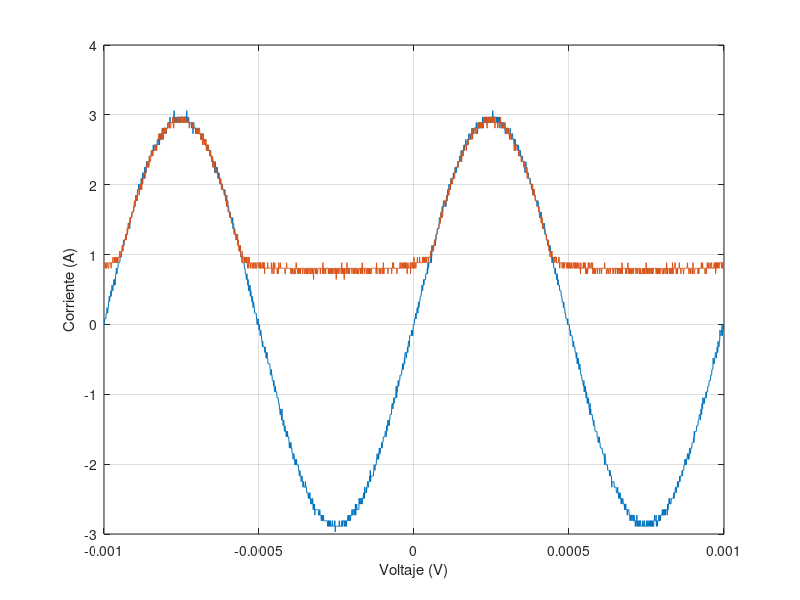

Recreate this plot in MATLAB.
t=[-1.00E-03
-9.99E-04
-9.98E-04
-9.97E-04
-9.96E-04
-9.95E-04
-9.94E-04
-9.93E-04
-9.92E-04
-9.91E-04
-9.90E-04
-9.89E-04
-9.88E-04
-9.87E-04
-9.86E-04
-9.85E-04
-9.84E-04
-9.83E-04
-9.82E-04
-9.81E-04
-9.80E-04
-9.79E-04
-9.78E-04
-9.77E-04
-9.76E-04
-9.75E-04
-9.74E-04
-9.73E-04
-9.72E-04
-9.71E-04
-9.70E-04
-9.69E-04
-9.68E-04
-9.67E-04
-9.66E-04
-9.65E-04
-9.64E-04
-9.63E-04
-9.62E-04
-9.61E-04
-9.60E-04
-9.59E-04
-9.58E-04
-9.57E-04
-9.56E-04
-9.55E-04
-9.54E-04
-9.53E-04
-9.52E-04
-9.51E-04
-9.50E-04
-9.49E-04
-9.48E-04
-9.47E-04
-9.46E-04
-9.45E-04
-9.44E-04
-9.43E-04
-9.42E-04
-9.41E-04
-9.40E-04
-9.39E-04
-9.38E-04
-9.37E-04
-9.36E-04
-9.35E-04
-9.34E-04
-9.33E-04
-9.32E-04
-9.31E-04
-9.30E-04
-9.29E-04
-9.28E-04
-9.27E-04
-9.26E-04
-9.25E-04
-9.24E-04
-9.23E-04
-9.22E-04
-9.21E-04
-9.20E-04
-9.19E-04
-9.18E-04
-9.17E-04
-9.16E-04
-9.15E-04
-9.14E-04
-9.13E-04
-9.12E-04
-9.11E-04
-9.10E-04
-9.09E-04
-9.08E-04
-9.07E-04
-9.06E-04
-9.05E-04
-9.04E-04
-9.03E-04
-9.02E-04
-9.01E-04
-9.00E-04
-8.99E-04
-8.98E-04
-8.97E-04
-8.96E-04
-8.95E-04
-8.94E-04
-8.93E-04
-8.92E-04
-8.91E-04
-8.90E-04
-8.89E-04
-8.88E-04
-8.87E-04
-8.86E-04
-8.85E-04
-8.84E-04
-8.83E-04
-8.82E-04
-8.81E-04
-8.80E-04
-8.79E-04
-8.78E-04
-8.77E-04
-8.76E-04
-8.75E-04
-8.74E-04
-8.73E-04
-8.72E-04
-8.71E-04
-8.70E-04
-8.69E-04
-8.68E-04
-8.67E-04
-8.66E-04
-8.65E-04
-8.64E-04
-8.63E-04
-8.62E-04
-8.61E-04
-8.60E-04
-8.59E-04
-8.58E-04
-8.57E-04
-8.56E-04
-8.55E-04
-8.54E-04
-8.53E-04
-8.52E-04
-8.51E-04
-8.50E-04
-8.49E-04
-8.48E-04
-8.47E-04
-8.46E-04
-8.45E-04
-8.44E-04
-8.43E-04
-8.42E-04
-8.41E-04
-8.40E-04
-8.39E-04
-8.38E-04
-8.37E-04
-8.36E-04
-8.35E-04
-8.34E-04
-8.33E-04
-8.32E-04
-8.31E-04
-8.30E-04
-8.29E-04
-8.28E-04
-8.27E-04
-8.26E-04
-8.25E-04
-8.24E-04
-8.23E-04
-8.22E-04
-8.21E-04
-8.20E-04
-8.19E-04
-8.18E-04
-8.17E-04
-8.16E-04
-8.15E-04
-8.14E-04
-8.13E-04
-8.12E-04
-8.11E-04
-8.10E-04
-8.09E-04
-8.08E-04
-8.07E-04
-8.06E-04
-8.05E-04
-8.04E-04
-8.03E-04
-8.02E-04
-8.01E-04
-8.00E-04
-7.99E-04
-7.98E-04
-7.97E-04
-7.96E-04
-7.95E-04
-7.94E-04
-7.93E-04
-7.92E-04
-7.91E-04
-7.90E-04
-7.89E-04
-7.88E-04
-7.87E-04
-7.86E-04
-7.85E-04
-7.84E-04
-7.83E-04
-7.82E-04
-7.81E-04
-7.80E-04
-7.79E-04
-7.78E-04
-7.77E-04
-7.76E-04
-7.75E-04
-7.74E-04
-7.73E-04
-7.72E-04
-7.71E-04
-7.70E-04
-7.69E-04
-7.68E-04
-7.67E-04
-7.66E-04
-7.65E-04
-7.64E-04
-7.63E-04
-7.62E-04
-7.61E-04
-7.60E-04
-7.59E-04
-7.58E-04
-7.57E-04
-7.56E-04
-7.55E-04
-7.54E-04
-7.53E-04
-7.52E-04
-7.51E-04
-7.50E-04
-7.49E-04
-7.48E-04
-7.47E-04
-7.46E-04
-7.45E-04
-7.44E-04
-7.43E-04
-7.42E-04
-7.41E-04
-7.40E-04
-7.39E-04
-7.38E-04
-7.37E-04
-7.36E-04
-7.35E-04
-7.34E-04
-7.33E-04
-7.32E-04
-7.31E-04
-7.30E-04
-7.29E-04
-7.28E-04
-7.27E-04
-7.26E-04
-7.25E-04
-7.24E-04
-7.23E-04
-7.22E-04
-7.21E-04
-7.20E-04
-7.19E-04
-7.18E-04
-7.17E-04
-7.16E-04
-7.15E-04
-7.14E-04
-7.13E-04
-7.12E-04
-7.11E-04
-7.10E-04
-7.09E-04
-7.08E-04
-7.07E-04
-7.06E-04
-7.05E-04
-7.04E-04
-7.03E-04
-7.02E-04
-7.01E-04
-7.00E-04
-6.99E-04
-6.98E-04
-6.97E-04
-6.96E-04
-6.95E-04
-6.94E-04
-6.93E-04
-6.92E-04
-6.91E-04
-6.90E-04
-6.89E-04
-6.88E-04
-6.87E-04
-6.86E-04
-6.85E-04
-6.84E-04
-6.83E-04
-6.82E-04
-6.81E-04
-6.80E-04
-6.79E-04
-6.78E-04
-6.77E-04
-6.76E-04
-6.75E-04
-6.74E-04
-6.73E-04
-6.72E-04
-6.71E-04
-6.70E-04
-6.69E-04
-6.68E-04
-6.67E-04
-6.66E-04
-6.65E-04
-6.64E-04
-6.63E-04
-6.62E-04
-6.61E-04
-6.60E-04
-6.59E-04
-6.58E-04
-6.57E-04
-6.56E-04
-6.55E-04
-6.54E-04
-6.53E-04
-6.52E-04
-6.51E-04
-6.50E-04
-6.49E-04
-6.48E-04
-6.47E-04
-6.46E-04
-6.45E-04
-6.44E-04
-6.43E-04
-6.42E-04
-6.41E-04
-6.40E-04
-6.39E-04
-6.38E-04
-6.37E-04
-6.36E-04
-6.35E-04
-6.34E-04
-6.33E-04
-6.32E-04
-6.31E-04
-6.30E-04
-6.29E-04
-6.28E-04
-6.27E-04
-6.26E-04
-6.25E-04
-6.24E-04
-6.23E-04
-6.22E-04
-6.21E-04
-6.20E-04
-6.19E-04
-6.18E-04
-6.17E-04
-6.16E-04
-6.15E-04
-6.14E-04
-6.13E-04
-6.12E-04
-6.11E-04
-6.10E-04
-6.09E-04
-6.08E-04
-6.07E-04
-6.06E-04
-6.05E-04
-6.04E-04
-6.03E-04
-6.02E-04
-6.01E-04
-6.00E-04
-5.99E-04
-5.98E-04
-5.97E-04
-5.96E-04
-5.95E-04
-5.94E-04
-5.93E-04
-5.92E-04
-5.91E-04
-5.90E-04
-5.89E-04
-5.88E-04
-5.87E-04
-5.86E-04
-5.85E-04
-5.84E-04
-5.83E-04
-5.82E-04
-5.81E-04
-5.80E-04
-5.79E-04
-5.78E-04
-5.77E-04
-5.76E-04
-5.75E-04
-5.74E-04
-5.73E-04
-5.72E-04
-5.71E-04
-5.70E-04
-5.69E-04
-5.68E-04
-5.67E-04
-5.66E-04
-5.65E-04
-5.64E-04
-5.63E-04
-5.62E-04
-5.61E-04
-5.60E-04
-5.59E-04
-5.58E-04
-5.57E-04
-5.56E-04
-5.55E-04
-5.54E-04
-5.53E-04
-5.52E-04
-5.51E-04
-5.50E-04
-5.49E-04
-5.48E-04
-5.47E-04
-5.46E-04
-5.45E-04
-5.44E-04
-5.43E-04
-5.42E-04
-5.41E-04
-5.40E-04
-5.39E-04
-5.38E-04
-5.37E-04
-5.36E-04
-5.35E-04
-5.34E-04
-5.33E-04
-5.32E-04
-5.31E-04
-5.30E-04
-5.29E-04
-5.28E-04
-5.27E-04
-5.26E-04
-5.25E-04
-5.24E-04
-5.23E-04
-5.22E-04
-5.21E-04
-5.20E-04
-5.19E-04
-5.18E-04
-5.17E-04
-5.16E-04
-5.15E-04
-5.14E-04
-5.13E-04
-5.12E-04
-5.11E-04
-5.10E-04
-5.09E-04
-5.08E-04
-5.07E-04
-5.06E-04
-5.05E-04
-5.04E-04
-5.03E-04
-5.02E-04
-5.01E-04
-5.00E-04
-4.99E-04
-4.98E-04
-4.97E-04
-4.96E-04
-4.95E-04
-4.94E-04
-4.93E-04
-4.92E-04
-4.91E-04
-4.90E-04
-4.89E-04
-4.88E-04
-4.87E-04
-4.86E-04
-4.85E-04
-4.84E-04
-4.83E-04
-4.82E-04
-4.81E-04
-4.80E-04
-4.79E-04
-4.78E-04
-4.77E-04
-4.76E-04
-4.75E-04
-4.74E-04
-4.73E-04
-4.72E-04
-4.71E-04
-4.70E-04
-4.69E-04
-4.68E-04
-4.67E-04
-4.66E-04
-4.65E-04
-4.64E-04
-4.63E-04
-4.62E-04
-4.61E-04
-4.60E-04
-4.59E-04
-4.58E-04
-4.57E-04
-4.56E-04
-4.55E-04
-4.54E-04
-4.53E-04
-4.52E-04
-4.51E-04
-4.50E-04
-4.49E-04
-4.48E-04
-4.47E-04
-4.46E-04
-4.45E-04
-4.44E-04
-4.43E-04
-4.42E-04
-4.41E-04
-4.40E-04
-4.39E-04
-4.38E-04
-4.37E-04
-4.36E-04
-4.35E-04
-4.34E-04
-4.33E-04
-4.32E-04
-4.31E-04
-4.30E-04
-4.29E-04
-4.28E-04
-4.27E-04
-4.26E-04
-4.25E-04
-4.24E-04
-4.23E-04
-4.22E-04
-4.21E-04
-4.20E-04
-4.19E-04
-4.18E-04
-4.17E-04
-4.16E-04
-4.15E-04
-4.14E-04
-4.13E-04
-4.12E-04
-4.11E-04
-4.10E-04
-4.09E-04
-4.08E-04
-4.07E-04
-4.06E-04
-4.05E-04
-4.04E-04
-4.03E-04
-4.02E-04
-4.01E-04
-4.00E-04
-3.99E-04
-3.98E-04
-3.97E-04
-3.96E-04
-3.95E-04
-3.94E-04
-3.93E-04
-3.92E-04
-3.91E-04
-3.90E-04
-3.89E-04
-3.88E-04
-3.87E-04
-3.86E-04
-3.85E-04
-3.84E-04
-3.83E-04
-3.82E-04
-3.81E-04
-3.80E-04
-3.79E-04
-3.78E-04
-3.77E-04
-3.76E-04
-3.75E-04
-3.74E-04
-3.73E-04
-3.72E-04
-3.71E-04
-3.70E-04
-3.69E-04
-3.68E-04
-3.67E-04
-3.66E-04
-3.65E-04
-3.64E-04
-3.63E-04
-3.62E-04
-3.61E-04
-3.60E-04
-3.59E-04
-3.58E-04
-3.57E-04
-3.56E-04
-3.55E-04
-3.54E-04
-3.53E-04
-3.52E-04
-3.51E-04
-3.50E-04
-3.49E-04
-3.48E-04
-3.47E-04
-3.46E-04
-3.45E-04
-3.44E-04
-3.43E-04
-3.42E-04
-3.41E-04
-3.40E-04
-3.39E-04
-3.38E-04
-3.37E-04
-3.36E-04
-3.35E-04
-3.34E-04
-3.33E-04
-3.32E-04
-3.31E-04
-3.30E-04
-3.29E-04
-3.28E-04
-3.27E-04
-3.26E-04
-3.25E-04
-3.24E-04
-3.23E-04
-3.22E-04
-3.21E-04
-3.20E-04
-3.19E-04
-3.18E-04
-3.17E-04
-3.16E-04
-3.15E-04
-3.14E-04
-3.13E-04
-3.12E-04
-3.11E-04
-3.10E-04
-3.09E-04
-3.08E-04
-3.07E-04
-3.06E-04
-3.05E-04
-3.04E-04
-3.03E-04
-3.02E-04
-3.01E-04
-3.00E-04
-2.99E-04
-2.98E-04
-2.97E-04
-2.96E-04
-2.95E-04
-2.94E-04
-2.93E-04
-2.92E-04
-2.91E-04
-2.90E-04
-2.89E-04
-2.88E-04
-2.87E-04
-2.86E-04
-2.85E-04
-2.84E-04
-2.83E-04
-2.82E-04
-2.81E-04
-2.80E-04
-2.79E-04
-2.78E-04
-2.77E-04
-2.76E-04
-2.75E-04
-2.74E-04
-2.73E-04
-2.72E-04
-2.71E-04
-2.70E-04
-2.69E-04
-2.68E-04
-2.67E-04
-2.66E-04
-2.65E-04
-2.64E-04
-2.63E-04
-2.62E-04
-2.61E-04
-2.60E-04
-2.59E-04
-2.58E-04
-2.57E-04
-2.56E-04
-2.55E-04
-2.54E-04
-2.53E-04
-2.52E-04
-2.51E-04
-2.50E-04
-2.49E-04
-2.48E-04
-2.47E-04
-2.46E-04
-2.45E-04
-2.44E-04
-2.43E-04
-2.42E-04
-2.41E-04
-2.40E-04
-2.39E-04
-2.38E-04
-2.37E-04
-2.36E-04
-2.35E-04
-2.34E-04
-2.33E-04
-2.32E-04
-2.31E-04
-2.30E-04
-2.29E-04
-2.28E-04
-2.27E-04
-2.26E-04
-2.25E-04
-2.24E-04
-2.23E-04
-2.22E-04
-2.21E-04
-2.20E-04
-2.19E-04
-2.18E-04
-2.17E-04
-2.16E-04
-2.15E-04
-2.14E-04
-2.13E-04
-2.12E-04
-2.11E-04
-2.10E-04
-2.09E-04
-2.08E-04
-2.07E-04
-2.06E-04
-2.05E-04
-2.04E-04
-2.03E-04
-2.02E-04
-2.01E-04
-2.00E-04
-1.99E-04
-1.98E-04
-1.97E-04
-1.96E-04
-1.95E-04
-1.94E-04
-1.93E-04
-1.92E-04
-1.91E-04
-1.90E-04
-1.89E-04
-1.88E-04
-1.87E-04
-1.86E-04
-1.85E-04
-1.84E-04
-1.83E-04
-1.82E-04
-1.81E-04
-1.80E-04
-1.79E-04
-1.78E-04
-1.77E-04
-1.76E-04
-1.75E-04
-1.74E-04
-1.73E-04
-1.72E-04
-1.71E-04
-1.70E-04
-1.69E-04
-1.68E-04
-1.67E-04
-1.66E-04
-1.65E-04
-1.64E-04
-1.63E-04
-1.62E-04
-1.61E-04
-1.60E-04
-1.59E-04
-1.58E-04
-1.57E-04
-1.56E-04
-1.55E-04
-1.54E-04
-1.53E-04
-1.52E-04
-1.51E-04
-1.50E-04
-1.49E-04
-1.48E-04
-1.47E-04
-1.46E-04
-1.45E-04
-1.44E-04
-1.43E-04
-1.42E-04
-1.41E-04
-1.40E-04
-1.39E-04
-1.38E-04
-1.37E-04
-1.36E-04
-1.35E-04
-1.34E-04
-1.33E-04
-1.32E-04
-1.31E-04
-1.30E-04
-1.29E-04
-1.28E-04
-1.27E-04
-1.26E-04
-1.25E-04
-1.24E-04
-1.23E-04
-1.22E-04
-1.21E-04
-1.20E-04
-1.19E-04
-1.18E-04
-1.17E-04
-1.16E-04
-1.15E-04
-1.14E-04
-1.13E-04
-1.12E-04
-1.11E-04
-1.10E-04
-1.09E-04
-1.08E-04
-1.07E-04
-1.06E-04
-1.05E-04
-1.04E-04
-1.03E-04
-1.02E-04
-1.01E-04
-1.00E-04
-9.90E-05
-9.80E-05
-9.70E-05
-9.60E-05
-9.50E-05
-9.40E-05
-9.30E-05
-9.20E-05
-9.10E-05
-9.00E-05
-8.90E-05
-8.80E-05
-8.70E-05
-8.60E-05
-8.50E-05
-8.40E-05
-8.30E-05
-8.20E-05
-8.10E-05
-8.00E-05
-7.90E-05
-7.80E-05
-7.70E-05
-7.60E-05
-7.50E-05
-7.40E-05
-7.30E-05
-7.20E-05
-7.10E-05
-7.00E-05
-6.90E-05
-6.80E-05
-6.70E-05
-6.60E-05
-6.50E-05
-6.40E-05
-6.30E-05
-6.20E-05
-6.10E-05
-6.00E-05
-5.90E-05
-5.80E-05
-5.70E-05
-5.60E-05
-5.50E-05
-5.40E-05
-5.30E-05
-5.20E-05
-5.10E-05
-5.00E-05
-4.90E-05
-4.80E-05
-4.70E-05
-4.60E-05
-4.50E-05
-4.40E-05
-4.30E-05
-4.20E-05
-4.10E-05
-4.00E-05
-3.90E-05
-3.80E-05
-3.70E-05
-3.60E-05
-3.50E-05
-3.40E-05
-3.30E-05
-3.20E-05
-3.10E-05
-3.00E-05
-2.90E-05
-2.80E-05
-2.70E-05
-2.60E-05
-2.50E-05
-2.40E-05
-2.30E-05
-2.20E-05
-2.10E-05
-2.00E-05
-1.90E-05
-1.80E-05
-1.70E-05
-1.60E-05
-1.50E-05
-1.40E-05
-1.30E-05
-1.20E-05
-1.10E-05
-1.00E-05
-9.00E-06
-8.00E-06
-7.00E-06
-6.00E-06
-5.00E-06
-4.00E-06
-3.00E-06
-2.00E-06
-1.00E-06
0.00E+00
1.00E-06
2.00E-06
3.00E-06
4.00E-06
5.00E-06
6.00E-06
7.00E-06
8.00E-06
9.00E-06
1.00E-05
1.10E-05
1.20E-05
1.30E-05
1.40E-05
1.50E-05
1.60E-05
1.70E-05
1.80E-05
1.90E-05
2.00E-05
2.10E-05
2.20E-05
2.30E-05
2.40E-05
2.50E-05
2.60E-05
2.70E-05
2.80E-05
2.90E-05
3.00E-05
3.10E-05
3.20E-05
3.30E-05
3.40E-05
3.50E-05
3.60E-05
3.70E-05
3.80E-05
3.90E-05
4.00E-05
4.10E-05
4.20E-05
4.30E-05
4.40E-05
4.50E-05
4.60E-05
4.70E-05
4.80E-05
4.90E-05
5.00E-05
5.10E-05
5.20E-05
5.30E-05
5.40E-05
5.50E-05
5.60E-05
5.70E-05
5.80E-05
5.90E-05
6.00E-05
6.10E-05
6.20E-05
6.30E-05
6.40E-05
6.50E-05
6.60E-05
6.70E-05
6.80E-05
6.90E-05
7.00E-05
7.10E-05
7.20E-05
7.30E-05
7.40E-05
7.50E-05
7.60E-05
7.70E-05
7.80E-05
7.90E-05
8.00E-05
8.10E-05
8.20E-05
8.30E-05
8.40E-05
8.50E-05
8.60E-05
8.70E-05
8.80E-05
8.90E-05
9.00E-05
9.10E-05
9.20E-05
9.30E-05
9.40E-05
9.50E-05
9.60E-05
9.70E-05
9.80E-05
9.90E-05
1.00E-04
1.01E-04
1.02E-04
1.03E-04
1.04E-04
1.05E-04
1.06E-04
1.07E-04
1.08E-04
1.09E-04
1.10E-04
1.11E-04
1.12E-04
1.13E-04
1.14E-04
1.15E-04
1.16E-04
1.17E-04
1.18E-04
1.19E-04
1.20E-04
1.21E-04
1.22E-04
1.23E-04
1.24E-04
1.25E-04
1.26E-04
1.27E-04
1.28E-04
1.29E-04
1.30E-04
1.31E-04
1.32E-04
1.33E-04
1.34E-04
1.35E-04
1.36E-04
1.37E-04
1.38E-04
1.39E-04
1.40E-04
1.41E-04
1.42E-04
1.43E-04
1.44E-04
1.45E-04
1.46E-04
1.47E-04
1.48E-04
1.49E-04
1.50E-04
1.51E-04
1.52E-04
1.53E-04
1.54E-04
1.55E-04
1.56E-04
1.57E-04
1.58E-04
1.59E-04
1.60E-04
1.61E-04
1.62E-04
1.63E-04
1.64E-04
1.65E-04
1.66E-04
1.67E-04
1.68E-04
1.69E-04
1.70E-04
1.71E-04
1.72E-04
1.73E-04
1.74E-04
1.75E-04
1.76E-04
1.77E-04
1.78E-04
1.79E-04
1.80E-04
1.81E-04
1.82E-04
1.83E-04
1.84E-04
1.85E-04
1.86E-04
1.87E-04
1.88E-04
1.89E-04
1.90E-04
1.91E-04
1.92E-04
1.93E-04
1.94E-04
1.95E-04
1.96E-04
1.97E-04
1.98E-04
1.99E-04
2.00E-04
2.01E-04
2.02E-04
2.03E-04
2.04E-04
2.05E-04
2.06E-04
2.07E-04
2.08E-04
2.09E-04
2.10E-04
2.11E-04
2.12E-04
2.13E-04
2.14E-04
2.15E-04
2.16E-04
2.17E-04
2.18E-04
2.19E-04
2.20E-04
2.21E-04
2.22E-04
2.23E-04
2.24E-04
2.25E-04
2.26E-04
2.27E-04
2.28E-04
2.29E-04
2.30E-04
2.31E-04
2.32E-04
2.33E-04
2.34E-04
2.35E-04
2.36E-04
2.37E-04
2.38E-04
2.39E-04
2.40E-04
2.41E-04
2.42E-04
2.43E-04
2.44E-04
2.45E-04
2.46E-04
2.47E-04
2.48E-04
2.49E-04
2.50E-04
2.51E-04
2.52E-04
2.53E-04
2.54E-04
2.55E-04
2.56E-04
2.57E-04
2.58E-04
2.59E-04
2.60E-04
2.61E-04
2.62E-04
2.63E-04
2.64E-04
2.65E-04
2.66E-04
2.67E-04
2.68E-04
2.69E-04
2.70E-04
2.71E-04
2.72E-04
2.73E-04
2.74E-04
2.75E-04
2.76E-04
2.77E-04
2.78E-04
2.79E-04
2.80E-04
2.81E-04
2.82E-04
2.83E-04
2.84E-04
2.85E-04
2.86E-04
2.87E-04
2.88E-04
2.89E-04
2.90E-04
2.91E-04
2.92E-04
2.93E-04
2.94E-04
2.95E-04
2.96E-04
2.97E-04
2.98E-04
2.99E-04
3.00E-04
3.01E-04
3.02E-04
3.03E-04
3.04E-04
3.05E-04
3.06E-04
3.07E-04
3.08E-04
3.09E-04
3.10E-04
3.11E-04
3.12E-04
3.13E-04
3.14E-04
3.15E-04
3.16E-04
3.17E-04
3.18E-04
3.19E-04
3.20E-04
3.21E-04
3.22E-04
3.23E-04
3.24E-04
3.25E-04
3.26E-04
3.27E-04
3.28E-04
3.29E-04
3.30E-04
3.31E-04
3.32E-04
3.33E-04
3.34E-04
3.35E-04
3.36E-04
3.37E-04
3.38E-04
3.39E-04
3.40E-04
3.41E-04
3.42E-04
3.43E-04
3.44E-04
3.45E-04
3.46E-04
3.47E-04
3.48E-04
3.49E-04
3.50E-04
3.51E-04
3.52E-04
3.53E-04
3.54E-04
3.55E-04
3.56E-04
3.57E-04
3.58E-04
3.59E-04
3.60E-04
3.61E-04
3.62E-04
3.63E-04
3.64E-04
3.65E-04
3.66E-04
3.67E-04
3.68E-04
3.69E-04
3.70E-04
3.71E-04
3.72E-04
3.73E-04
3.74E-04
3.75E-04
3.76E-04
3.77E-04
3.78E-04
3.79E-04
3.80E-04
3.81E-04
3.82E-04
3.83E-04
3.84E-04
3.85E-04
3.86E-04
3.87E-04
3.88E-04
3.89E-04
3.90E-04
3.91E-04
3.92E-04
3.93E-04
3.94E-04
3.95E-04
3.96E-04
3.97E-04
3.98E-04
3.99E-04
4.00E-04
4.01E-04
4.02E-04
4.03E-04
4.04E-04
4.05E-04
4.06E-04
4.07E-04
4.08E-04
4.09E-04
4.10E-04
4.11E-04
4.12E-04
4.13E-04
4.14E-04
4.15E-04
4.16E-04
4.17E-04
4.18E-04
4.19E-04
4.20E-04
4.21E-04
4.22E-04
4.23E-04
4.24E-04
4.25E-04
4.26E-04
4.27E-04
4.28E-04
4.29E-04
4.30E-04
4.31E-04
4.32E-04
4.33E-04
4.34E-04
4.35E-04
4.36E-04
4.37E-04
4.38E-04
4.39E-04
4.40E-04
4.41E-04
4.42E-04
4.43E-04
4.44E-04
4.45E-04
4.46E-04
4.47E-04
4.48E-04
4.49E-04
4.50E-04
4.51E-04
4.52E-04
4.53E-04
4.54E-04
4.55E-04
4.56E-04
4.57E-04
4.58E-04
4.59E-04
4.60E-04
4.61E-04
4.62E-04
4.63E-04
4.64E-04
4.65E-04
4.66E-04
4.67E-04
4.68E-04
4.69E-04
4.70E-04
4.71E-04
4.72E-04
4.73E-04
4.74E-04
4.75E-04
4.76E-04
4.77E-04
4.78E-04
4.79E-04
4.80E-04
4.81E-04
4.82E-04
4.83E-04
4.84E-04
4.85E-04
4.86E-04
4.87E-04
4.88E-04
4.89E-04
4.90E-04
4.91E-04
4.92E-04
4.93E-04
4.94E-04
4.95E-04
4.96E-04
4.97E-04
4.98E-04
4.99E-04
5.00E-04
5.01E-04
5.02E-04
5.03E-04
5.04E-04
5.05E-04
5.06E-04
5.07E-04
5.08E-04
5.09E-04
5.10E-04
5.11E-04
5.12E-04
5.13E-04
5.14E-04
5.15E-04
5.16E-04
5.17E-04
5.18E-04
5.19E-04
5.20E-04
5.21E-04
5.22E-04
5.23E-04
5.24E-04
5.25E-04
5.26E-04
5.27E-04
5.28E-04
5.29E-04
5.30E-04
5.31E-04
5.32E-04
5.33E-04
5.34E-04
5.35E-04
5.36E-04
5.37E-04
5.38E-04
5.39E-04
5.40E-04
5.41E-04
5.42E-04
5.43E-04
5.44E-04
5.45E-04
5.46E-04
5.47E-04
5.48E-04
5.49E-04
5.50E-04
5.51E-04
5.52E-04
5.53E-04
5.54E-04
5.55E-04
5.56E-04
5.57E-04
5.58E-04
5.59E-04
5.60E-04
5.61E-04
5.62E-04
5.63E-04
5.64E-04
5.65E-04
5.66E-04
5.67E-04
5.68E-04
5.69E-04
5.70E-04
5.71E-04
5.72E-04
5.73E-04
5.74E-04
5.75E-04
5.76E-04
5.77E-04
5.78E-04
5.79E-04
5.80E-04
5.81E-04
5.82E-04
5.83E-04
5.84E-04
5.85E-04
5.86E-04
5.87E-04
5.88E-04
5.89E-04
5.90E-04
5.91E-04
5.92E-04
5.93E-04
5.94E-04
5.95E-04
5.96E-04
5.97E-04
5.98E-04
5.99E-04
6.00E-04
6.01E-04
6.02E-04
6.03E-04
6.04E-04
6.05E-04
6.06E-04
6.07E-04
6.08E-04
6.09E-04
6.10E-04
6.11E-04
6.12E-04
6.13E-04
6.14E-04
6.15E-04
6.16E-04
6.17E-04
6.18E-04
6.19E-04
6.20E-04
6.21E-04
6.22E-04
6.23E-04
6.24E-04
6.25E-04
6.26E-04
6.27E-04
6.28E-04
6.29E-04
6.30E-04
6.31E-04
6.32E-04
6.33E-04
6.34E-04
6.35E-04
6.36E-04
6.37E-04
6.38E-04
6.39E-04
6.40E-04
6.41E-04
6.42E-04
6.43E-04
6.44E-04
6.45E-04
6.46E-04
6.47E-04
6.48E-04
6.49E-04
6.50E-04
6.51E-04
6.52E-04
6.53E-04
6.54E-04
6.55E-04
6.56E-04
6.57E-04
6.58E-04
6.59E-04
6.60E-04
6.61E-04
6.62E-04
6.63E-04
6.64E-04
6.65E-04
6.66E-04
6.67E-04
6.68E-04
6.69E-04
6.70E-04
6.71E-04
6.72E-04
6.73E-04
6.74E-04
6.75E-04
6.76E-04
6.77E-04
6.78E-04
6.79E-04
6.80E-04
6.81E-04
6.82E-04
6.83E-04
6.84E-04
6.85E-04
6.86E-04
6.87E-04
6.88E-04
6.89E-04
6.90E-04
6.91E-04
6.92E-04
6.93E-04
6.94E-04
6.95E-04
6.96E-04
6.97E-04
6.98E-04
6.99E-04
7.00E-04
7.01E-04
7.02E-04
7.03E-04
7.04E-04
7.05E-04
7.06E-04
7.07E-04
7.08E-04
7.09E-04
7.10E-04
7.11E-04
7.12E-04
7.13E-04
7.14E-04
7.15E-04
7.16E-04
7.17E-04
7.18E-04
7.19E-04
7.20E-04
7.21E-04
7.22E-04
7.23E-04
7.24E-04
7.25E-04
7.26E-04
7.27E-04
7.28E-04
7.29E-04
7.30E-04
7.31E-04
7.32E-04
7.33E-04
7.34E-04
7.35E-04
7.36E-04
7.37E-04
7.38E-04
7.39E-04
7.40E-04
7.41E-04
7.42E-04
7.43E-04
7.44E-04
7.45E-04
7.46E-04
7.47E-04
7.48E-04
7.49E-04
7.50E-04
7.51E-04
7.52E-04
7.53E-04
7.54E-04
7.55E-04
7.56E-04
7.57E-04
7.58E-04
7.59E-04
7.60E-04
7.61E-04
7.62E-04
7.63E-04
7.64E-04
7.65E-04
7.66E-04
7.67E-04
7.68E-04
7.69E-04
7.70E-04
7.71E-04
7.72E-04
7.73E-04
7.74E-04
7.75E-04
7.76E-04
7.77E-04
7.78E-04
7.79E-04
7.80E-04
7.81E-04
7.82E-04
7.83E-04
7.84E-04
7.85E-04
7.86E-04
7.87E-04
7.88E-04
7.89E-04
7.90E-04
7.91E-04
7.92E-04
7.93E-04
7.94E-04
7.95E-04
7.96E-04
7.97E-04
7.98E-04
7.99E-04
8.00E-04
8.01E-04
8.02E-04
8.03E-04
8.04E-04
8.05E-04
8.06E-04
8.07E-04
8.08E-04
8.09E-04
8.10E-04
8.11E-04
8.12E-04
8.13E-04
8.14E-04
8.15E-04
8.16E-04
8.17E-04
8.18E-04
8.19E-04
8.20E-04
8.21E-04
8.22E-04
8.23E-04
8.24E-04
8.25E-04
8.26E-04
8.27E-04
8.28E-04
8.29E-04
8.30E-04
8.31E-04
8.32E-04
8.33E-04
8.34E-04
8.35E-04
8.36E-04
8.37E-04
8.38E-04
8.39E-04
8.40E-04
8.41E-04
8.42E-04
8.43E-04
8.44E-04
8.45E-04
8.46E-04
8.47E-04
8.48E-04
8.49E-04
8.50E-04
8.51E-04
8.52E-04
8.53E-04
8.54E-04
8.55E-04
8.56E-04
8.57E-04
8.58E-04
8.59E-04
8.60E-04
8.61E-04
8.62E-04
8.63E-04
8.64E-04
8.65E-04
8.66E-04
8.67E-04
8.68E-04
8.69E-04
8.70E-04
8.71E-04
8.72E-04
8.73E-04
8.74E-04
8.75E-04
8.76E-04
8.77E-04
8.78E-04
8.79E-04
8.80E-04
8.81E-04
8.82E-04
8.83E-04
8.84E-04
8.85E-04
8.86E-04
8.87E-04
8.88E-04
8.89E-04
8.90E-04
8.91E-04
8.92E-04
8.93E-04
8.94E-04
8.95E-04
8.96E-04
8.97E-04
8.98E-04
8.99E-04
9.00E-04
9.01E-04
9.02E-04
9.03E-04
9.04E-04
9.05E-04
9.06E-04
9.07E-04
9.08E-04
9.09E-04
9.10E-04
9.11E-04
9.12E-04
9.13E-04
9.14E-04
9.15E-04
9.16E-04
9.17E-04
9.18E-04
9.19E-04
9.20E-04
9.21E-04
9.22E-04
9.23E-04
9.24E-04
9.25E-04
9.26E-04
9.27E-04
9.28E-04
9.29E-04
9.30E-04
9.31E-04
9.32E-04
9.33E-04
9.34E-04
9.35E-04
9.36E-04
9.37E-04
9.38E-04
9.39E-04
9.40E-04
9.41E-04
9.42E-04
9.43E-04
9.44E-04
9.45E-04
9.46E-04
9.47E-04
9.48E-04
9.49E-04
9.50E-04
9.51E-04
9.52E-04
9.53E-04
9.54E-04
9.55E-04
9.56E-04
9.57E-04
9.58E-04
9.59E-04
9.60E-04
9.61E-04
9.62E-04
9.63E-04
9.64E-04
9.65E-04
9.66E-04
9.67E-04
9.68E-04
9.69E-04
9.70E-04
9.71E-04
9.72E-04
9.73E-04
9.74E-04
9.75E-04
9.76E-04
9.77E-04
9.78E-04
9.79E-04
9.80E-04
9.81E-04
9.82E-04
9.83E-04
9.84E-04
9.85E-04
9.86E-04
9.87E-04
9.88E-04
9.89E-04
9.90E-04
9.91E-04
9.92E-04
9.93E-04
9.94E-04
9.95E-04
9.96E-04
9.97E-04
9.98E-04
9.99E-04];
x=[0.00E+00
0.00E+00
8.04E-02
8.04E-02
8.04E-02
8.04E-02
8.04E-02
1.61E-01
1.61E-01
1.61E-01
2.41E-01
1.61E-01
1.61E-01
2.41E-01
2.41E-01
3.22E-01
3.22E-01
4.02E-01
3.22E-01
4.02E-01
4.02E-01
4.02E-01
4.82E-01
4.02E-01
4.82E-01
4.82E-01
5.63E-01
4.82E-01
4.82E-01
4.82E-01
5.63E-01
5.63E-01
6.43E-01
5.63E-01
6.43E-01
5.63E-01
5.63E-01
6.43E-01
7.24E-01
7.24E-01
8.04E-01
7.24E-01
7.24E-01
8.04E-01
8.04E-01
8.04E-01
8.84E-01
8.84E-01
8.84E-01
8.84E-01
8.84E-01
8.84E-01
9.65E-01
9.65E-01
9.65E-01
9.65E-01
9.65E-01
1.05E+00
1.05E+00
1.13E+00
1.05E+00
1.13E+00
1.13E+00
1.21E+00
1.13E+00
1.21E+00
1.21E+00
1.21E+00
1.21E+00
1.21E+00
1.29E+00
1.21E+00
1.29E+00
1.29E+00
1.29E+00
1.29E+00
1.37E+00
1.37E+00
1.45E+00
1.45E+00
1.45E+00
1.45E+00
1.45E+00
1.37E+00
1.45E+00
1.53E+00
1.53E+00
1.53E+00
1.53E+00
1.53E+00
1.61E+00
1.61E+00
1.61E+00
1.61E+00
1.61E+00
1.61E+00
1.69E+00
1.69E+00
1.69E+00
1.69E+00
1.77E+00
1.77E+00
1.77E+00
1.85E+00
1.77E+00
1.77E+00
1.85E+00
1.77E+00
1.93E+00
1.93E+00
1.93E+00
1.93E+00
2.01E+00
1.93E+00
1.93E+00
1.93E+00
2.01E+00
2.01E+00
2.01E+00
1.93E+00
2.09E+00
2.01E+00
2.09E+00
2.09E+00
2.01E+00
2.17E+00
2.09E+00
2.17E+00
2.09E+00
2.17E+00
2.09E+00
2.25E+00
2.09E+00
2.17E+00
2.25E+00
2.25E+00
2.17E+00
2.33E+00
2.25E+00
2.25E+00
2.33E+00
2.33E+00
2.33E+00
2.33E+00
2.33E+00
2.33E+00
2.33E+00
2.41E+00
2.41E+00
2.41E+00
2.41E+00
2.41E+00
2.41E+00
2.49E+00
2.49E+00
2.49E+00
2.49E+00
2.49E+00
2.49E+00
2.57E+00
2.49E+00
2.49E+00
2.57E+00
2.57E+00
2.57E+00
2.57E+00
2.49E+00
2.57E+00
2.57E+00
2.57E+00
2.57E+00
2.57E+00
2.65E+00
2.65E+00
2.65E+00
2.65E+00
2.65E+00
2.57E+00
2.65E+00
2.57E+00
2.65E+00
2.73E+00
2.65E+00
2.73E+00
2.65E+00
2.73E+00
2.73E+00
2.73E+00
2.81E+00
2.65E+00
2.65E+00
2.73E+00
2.73E+00
2.81E+00
2.81E+00
2.81E+00
2.81E+00
2.81E+00
2.81E+00
2.81E+00
2.81E+00
2.73E+00
2.81E+00
2.81E+00
2.81E+00
2.81E+00
2.89E+00
2.89E+00
2.89E+00
2.89E+00
2.89E+00
2.89E+00
2.89E+00
2.97E+00
2.89E+00
2.89E+00
2.89E+00
2.89E+00
2.89E+00
2.89E+00
2.89E+00
2.89E+00
2.89E+00
2.89E+00
2.97E+00
2.97E+00
3.06E+00
2.97E+00
2.89E+00
2.97E+00
2.89E+00
2.97E+00
2.89E+00
2.89E+00
2.89E+00
2.97E+00
2.89E+00
2.89E+00
2.97E+00
2.97E+00
2.89E+00
2.97E+00
2.97E+00
2.89E+00
2.97E+00
2.97E+00
2.97E+00
2.89E+00
2.97E+00
2.97E+00
2.97E+00
2.97E+00
2.97E+00
2.97E+00
2.97E+00
2.97E+00
2.97E+00
2.89E+00
2.89E+00
2.97E+00
2.97E+00
2.97E+00
2.97E+00
2.97E+00
2.97E+00
2.89E+00
2.97E+00
3.06E+00
2.89E+00
2.89E+00
2.89E+00
2.97E+00
2.89E+00
2.97E+00
2.89E+00
2.89E+00
2.89E+00
2.89E+00
2.89E+00
2.89E+00
2.89E+00
2.89E+00
2.81E+00
2.89E+00
2.89E+00
2.89E+00
2.89E+00
2.73E+00
2.81E+00
2.89E+00
2.89E+00
2.81E+00
2.81E+00
2.81E+00
2.81E+00
2.81E+00
2.73E+00
2.81E+00
2.81E+00
2.73E+00
2.81E+00
2.81E+00
2.73E+00
2.81E+00
2.81E+00
2.73E+00
2.73E+00
2.73E+00
2.73E+00
2.73E+00
2.73E+00
2.73E+00
2.65E+00
2.65E+00
2.65E+00
2.73E+00
2.65E+00
2.73E+00
2.73E+00
2.73E+00
2.65E+00
2.65E+00
2.65E+00
2.57E+00
2.65E+00
2.65E+00
2.57E+00
2.57E+00
2.57E+00
2.57E+00
2.57E+00
2.57E+00
2.57E+00
2.49E+00
2.57E+00
2.57E+00
2.49E+00
2.49E+00
2.49E+00
2.49E+00
2.49E+00
2.49E+00
2.49E+00
2.41E+00
2.49E+00
2.41E+00
2.41E+00
2.41E+00
2.41E+00
2.33E+00
2.41E+00
2.33E+00
2.25E+00
2.33E+00
2.33E+00
2.33E+00
2.33E+00
2.17E+00
2.17E+00
2.33E+00
2.25E+00
2.17E+00
2.25E+00
2.25E+00
2.17E+00
2.25E+00
2.17E+00
2.17E+00
2.09E+00
2.17E+00
2.09E+00
2.17E+00
2.09E+00
2.09E+00
2.09E+00
2.09E+00
2.01E+00
2.01E+00
2.01E+00
1.93E+00
2.01E+00
2.01E+00
2.01E+00
1.93E+00
1.93E+00
1.93E+00
1.93E+00
1.93E+00
1.85E+00
1.85E+00
1.93E+00
1.85E+00
1.85E+00
1.85E+00
1.77E+00
1.77E+00
1.85E+00
1.69E+00
1.77E+00
1.77E+00
1.69E+00
1.69E+00
1.69E+00
1.61E+00
1.61E+00
1.61E+00
1.53E+00
1.61E+00
1.53E+00
1.53E+00
1.53E+00
1.53E+00
1.53E+00
1.45E+00
1.45E+00
1.53E+00
1.37E+00
1.45E+00
1.45E+00
1.37E+00
1.29E+00
1.37E+00
1.37E+00
1.29E+00
1.29E+00
1.29E+00
1.21E+00
1.29E+00
1.21E+00
1.29E+00
1.29E+00
1.21E+00
1.13E+00
1.13E+00
1.13E+00
1.13E+00
1.13E+00
1.05E+00
1.05E+00
1.13E+00
1.05E+00
9.65E-01
9.65E-01
9.65E-01
9.65E-01
8.84E-01
8.84E-01
8.84E-01
8.84E-01
8.84E-01
8.84E-01
8.84E-01
8.84E-01
8.04E-01
8.04E-01
8.04E-01
7.24E-01
7.24E-01
7.24E-01
6.43E-01
6.43E-01
7.24E-01
6.43E-01
6.43E-01
5.63E-01
6.43E-01
4.82E-01
4.82E-01
4.82E-01
5.63E-01
4.82E-01
5.63E-01
4.02E-01
4.82E-01
4.82E-01
4.02E-01
4.02E-01
3.22E-01
3.22E-01
4.02E-01
3.22E-01
2.41E-01
3.22E-01
3.22E-01
2.41E-01
2.41E-01
1.61E-01
1.61E-01
1.61E-01
1.61E-01
1.61E-01
1.61E-01
8.04E-02
8.04E-02
0.00E+00
8.04E-02
0.00E+00
8.04E-02
0.00E+00
0.00E+00
-8.04E-02
0.00E+00
-8.04E-02
-8.04E-02
-1.61E-01
-8.04E-02
-8.04E-02
-1.61E-01
-1.61E-01
-2.41E-01
-2.41E-01
-3.22E-01
-2.41E-01
-3.22E-01
-3.22E-01
-3.22E-01
-3.22E-01
-3.22E-01
-3.22E-01
-4.02E-01
-3.22E-01
-4.02E-01
-4.02E-01
-4.82E-01
-4.02E-01
-4.82E-01
-4.02E-01
-4.82E-01
-4.82E-01
-5.63E-01
-5.63E-01
-5.63E-01
-5.63E-01
-5.63E-01
-5.63E-01
-5.63E-01
-6.43E-01
-7.24E-01
-7.24E-01
-7.24E-01
-6.43E-01
-7.24E-01
-7.24E-01
-8.04E-01
-8.04E-01
-8.04E-01
-8.04E-01
-8.84E-01
-8.04E-01
-8.84E-01
-9.65E-01
-9.65E-01
-9.65E-01
-8.84E-01
-9.65E-01
-9.65E-01
-9.65E-01
-9.65E-01
-1.05E+00
-1.05E+00
-1.05E+00
-1.05E+00
-1.05E+00
-1.13E+00
-1.13E+00
-1.13E+00
-1.21E+00
-1.21E+00
-1.29E+00
-1.29E+00
-1.21E+00
-1.29E+00
-1.29E+00
-1.37E+00
-1.21E+00
-1.37E+00
-1.37E+00
-1.37E+00
-1.45E+00
-1.37E+00
-1.37E+00
-1.45E+00
-1.53E+00
-1.53E+00
-1.45E+00
-1.53E+00
-1.53E+00
-1.53E+00
-1.61E+00
-1.53E+00
-1.53E+00
-1.61E+00
-1.53E+00
-1.61E+00
-1.61E+00
-1.61E+00
-1.61E+00
-1.69E+00
-1.77E+00
-1.69E+00
-1.69E+00
-1.77E+00
-1.77E+00
-1.69E+00
-1.77E+00
-1.77E+00
-1.77E+00
-1.85E+00
-1.85E+00
-1.85E+00
-1.93E+00
-1.85E+00
-1.85E+00
-1.85E+00
-1.93E+00
-1.93E+00
-2.01E+00
-1.93E+00
-2.01E+00
-2.01E+00
-2.01E+00
-1.93E+00
-2.01E+00
-2.01E+00
-2.01E+00
-2.01E+00
-2.01E+00
-2.01E+00
-2.09E+00
-2.09E+00
-2.17E+00
-2.17E+00
-2.09E+00
-2.17E+00
-2.17E+00
-2.17E+00
-2.25E+00
-2.17E+00
-2.17E+00
-2.17E+00
-2.25E+00
-2.25E+00
-2.33E+00
-2.25E+00
-2.25E+00
-2.33E+00
-2.33E+00
-2.33E+00
-2.33E+00
-2.33E+00
-2.25E+00
-2.33E+00
-2.33E+00
-2.33E+00
-2.41E+00
-2.41E+00
-2.41E+00
-2.41E+00
-2.41E+00
-2.49E+00
-2.49E+00
-2.41E+00
-2.49E+00
-2.49E+00
-2.41E+00
-2.49E+00
-2.49E+00
-2.57E+00
-2.49E+00
-2.57E+00
-2.57E+00
-2.57E+00
-2.57E+00
-2.49E+00
-2.57E+00
-2.65E+00
-2.57E+00
-2.65E+00
-2.65E+00
-2.57E+00
-2.73E+00
-2.65E+00
-2.65E+00
-2.65E+00
-2.65E+00
-2.65E+00
-2.65E+00
-2.65E+00
-2.65E+00
-2.65E+00
-2.65E+00
-2.65E+00
-2.73E+00
-2.73E+00
-2.73E+00
-2.73E+00
-2.65E+00
-2.73E+00
-2.73E+00
-2.73E+00
-2.73E+00
-2.81E+00
-2.73E+00
-2.81E+00
-2.81E+00
-2.73E+00
-2.81E+00
-2.81E+00
-2.73E+00
-2.81E+00
-2.81E+00
-2.81E+00
-2.81E+00
-2.81E+00
-2.81E+00
-2.81E+00
-2.81E+00
-2.81E+00
-2.81E+00
-2.81E+00
-2.81E+00
-2.89E+00
-2.89E+00
-2.81E+00
-2.89E+00
-2.81E+00
-2.81E+00
-2.89E+00
-2.81E+00
-2.89E+00
-2.81E+00
-2.89E+00
-2.89E+00
-2.89E+00
-2.89E+00
-2.89E+00
-2.81E+00
-2.81E+00
-2.89E+00
-2.89E+00
-2.89E+00
-2.89E+00
-2.89E+00
-2.89E+00
-2.81E+00
-2.81E+00
-2.97E+00
-2.89E+00
-2.89E+00
-2.89E+00
-2.89E+00
-2.89E+00
-2.89E+00
-2.89E+00
-2.89E+00
-2.89E+00
-2.89E+00
-2.89E+00
-2.89E+00
-2.81E+00
-2.89E+00
-2.89E+00
-2.89E+00
-2.89E+00
-2.89E+00
-2.89E+00
-2.89E+00
-2.81E+00
-2.89E+00
-2.81E+00
-2.89E+00
-2.81E+00
-2.81E+00
-2.81E+00
-2.81E+00
-2.81E+00
-2.89E+00
-2.81E+00
-2.81E+00
-2.89E+00
-2.81E+00
-2.81E+00
-2.89E+00
-2.81E+00
-2.81E+00
-2.81E+00
-2.81E+00
-2.73E+00
-2.81E+00
-2.73E+00
-2.81E+00
-2.81E+00
-2.81E+00
-2.73E+00
-2.73E+00
-2.81E+00
-2.73E+00
-2.73E+00
-2.73E+00
-2.73E+00
-2.65E+00
-2.73E+00
-2.73E+00
-2.65E+00
-2.65E+00
-2.65E+00
-2.65E+00
-2.73E+00
-2.65E+00
-2.65E+00
-2.73E+00
-2.57E+00
-2.73E+00
-2.65E+00
-2.65E+00
-2.57E+00
-2.65E+00
-2.65E+00
-2.65E+00
-2.65E+00
-2.65E+00
-2.65E+00
-2.65E+00
-2.49E+00
-2.57E+00
-2.57E+00
-2.49E+00
-2.57E+00
-2.57E+00
-2.57E+00
-2.49E+00
-2.57E+00
-2.49E+00
-2.57E+00
-2.49E+00
-2.49E+00
-2.49E+00
-2.41E+00
-2.49E+00
-2.41E+00
-2.49E+00
-2.33E+00
-2.41E+00
-2.41E+00
-2.41E+00
-2.41E+00
-2.33E+00
-2.41E+00
-2.33E+00
-2.33E+00
-2.25E+00
-2.25E+00
-2.33E+00
-2.33E+00
-2.25E+00
-2.25E+00
-2.25E+00
-2.17E+00
-2.25E+00
-2.09E+00
-2.25E+00
-2.17E+00
-2.17E+00
-2.17E+00
-2.17E+00
-2.17E+00
-2.17E+00
-2.17E+00
-2.17E+00
-2.17E+00
-2.09E+00
-2.01E+00
-2.01E+00
-2.01E+00
-2.09E+00
-2.01E+00
-2.01E+00
-2.01E+00
-2.01E+00
-1.93E+00
-1.93E+00
-1.85E+00
-1.93E+00
-1.93E+00
-1.93E+00
-1.85E+00
-1.93E+00
-1.85E+00
-1.77E+00
-1.85E+00
-1.85E+00
-1.85E+00
-1.77E+00
-1.77E+00
-1.77E+00
-1.77E+00
-1.69E+00
-1.77E+00
-1.69E+00
-1.69E+00
-1.69E+00
-1.61E+00
-1.61E+00
-1.61E+00
-1.61E+00
-1.61E+00
-1.61E+00
-1.53E+00
-1.53E+00
-1.53E+00
-1.61E+00
-1.53E+00
-1.45E+00
-1.53E+00
-1.45E+00
-1.45E+00
-1.37E+00
-1.45E+00
-1.37E+00
-1.37E+00
-1.45E+00
-1.37E+00
-1.37E+00
-1.29E+00
-1.29E+00
-1.29E+00
-1.29E+00
-1.29E+00
-1.21E+00
-1.13E+00
-1.13E+00
-1.13E+00
-1.21E+00
-1.13E+00
-1.13E+00
-1.05E+00
-1.13E+00
-1.05E+00
-1.05E+00
-1.05E+00
-1.05E+00
-1.05E+00
-8.84E-01
-8.84E-01
-1.05E+00
-9.65E-01
-9.65E-01
-8.84E-01
-8.84E-01
-8.04E-01
-8.84E-01
-8.84E-01
-8.04E-01
-8.04E-01
-8.04E-01
-7.24E-01
-7.24E-01
-7.24E-01
-7.24E-01
-7.24E-01
-7.24E-01
-6.43E-01
-6.43E-01
-5.63E-01
-6.43E-01
-5.63E-01
-6.43E-01
-5.63E-01
-5.63E-01
-4.82E-01
-5.63E-01
-4.02E-01
-4.02E-01
-4.02E-01
-4.02E-01
-4.82E-01
-4.02E-01
-4.02E-01
-4.02E-01
-3.22E-01
-4.02E-01
-3.22E-01
-2.41E-01
-2.41E-01
-2.41E-01
-3.22E-01
-1.61E-01
-1.61E-01
-1.61E-01
-1.61E-01
-1.61E-01
-1.61E-01
-8.04E-02
-1.61E-01
-8.04E-02
-8.04E-02
-1.61E-01
-8.04E-02
0.00E+00
0.00E+00
0.00E+00
0.00E+00
8.04E-02
8.04E-02
8.04E-02
1.61E-01
8.04E-02
8.04E-02
1.61E-01
1.61E-01
2.41E-01
2.41E-01
1.61E-01
1.61E-01
3.22E-01
3.22E-01
2.41E-01
3.22E-01
3.22E-01
3.22E-01
4.02E-01
4.02E-01
4.02E-01
4.02E-01
4.82E-01
4.82E-01
5.63E-01
4.82E-01
4.82E-01
5.63E-01
5.63E-01
6.43E-01
5.63E-01
6.43E-01
6.43E-01
6.43E-01
6.43E-01
6.43E-01
7.24E-01
7.24E-01
7.24E-01
7.24E-01
7.24E-01
8.04E-01
7.24E-01
8.84E-01
8.04E-01
8.04E-01
8.84E-01
8.84E-01
8.84E-01
8.84E-01
8.84E-01
8.84E-01
9.65E-01
1.05E+00
8.84E-01
9.65E-01
1.05E+00
1.13E+00
1.05E+00
1.05E+00
1.05E+00
1.13E+00
1.13E+00
1.13E+00
1.21E+00
1.21E+00
1.21E+00
1.13E+00
1.21E+00
1.21E+00
1.29E+00
1.29E+00
1.29E+00
1.37E+00
1.37E+00
1.37E+00
1.37E+00
1.37E+00
1.37E+00
1.45E+00
1.53E+00
1.53E+00
1.53E+00
1.45E+00
1.53E+00
1.61E+00
1.61E+00
1.61E+00
1.61E+00
1.69E+00
1.61E+00
1.69E+00
1.69E+00
1.77E+00
1.77E+00
1.69E+00
1.69E+00
1.69E+00
1.77E+00
1.77E+00
1.77E+00
1.69E+00
1.77E+00
1.85E+00
1.77E+00
1.77E+00
1.85E+00
1.93E+00
1.85E+00
1.93E+00
1.93E+00
2.01E+00
1.93E+00
1.93E+00
2.01E+00
1.93E+00
2.01E+00
2.09E+00
2.09E+00
2.01E+00
2.01E+00
2.09E+00
2.09E+00
2.09E+00
2.09E+00
2.17E+00
2.09E+00
2.17E+00
2.17E+00
2.17E+00
2.17E+00
2.25E+00
2.17E+00
2.25E+00
2.17E+00
2.25E+00
2.25E+00
2.25E+00
2.25E+00
2.33E+00
2.25E+00
2.33E+00
2.33E+00
2.33E+00
2.33E+00
2.41E+00
2.41E+00
2.41E+00
2.41E+00
2.33E+00
2.49E+00
2.41E+00
2.41E+00
2.41E+00
2.49E+00
2.49E+00
2.41E+00
2.49E+00
2.49E+00
2.57E+00
2.49E+00
2.57E+00
2.57E+00
2.57E+00
2.57E+00
2.65E+00
2.57E+00
2.57E+00
2.57E+00
2.57E+00
2.65E+00
2.65E+00
2.65E+00
2.57E+00
2.65E+00
2.73E+00
2.65E+00
2.65E+00
2.65E+00
2.65E+00
2.65E+00
2.73E+00
2.73E+00
2.73E+00
2.73E+00
2.73E+00
2.81E+00
2.73E+00
2.73E+00
2.73E+00
2.73E+00
2.73E+00
2.81E+00
2.81E+00
2.81E+00
2.81E+00
2.81E+00
2.81E+00
2.81E+00
2.89E+00
2.81E+00
2.81E+00
2.81E+00
2.73E+00
2.89E+00
2.89E+00
2.81E+00
2.89E+00
2.89E+00
2.81E+00
2.89E+00
2.81E+00
2.89E+00
2.89E+00
2.89E+00
2.89E+00
2.89E+00
2.89E+00
2.81E+00
2.97E+00
2.89E+00
2.89E+00
2.97E+00
2.89E+00
2.89E+00
2.97E+00
2.97E+00
2.89E+00
2.97E+00
2.89E+00
2.97E+00
2.89E+00
2.97E+00
2.97E+00
2.89E+00
2.97E+00
2.89E+00
2.89E+00
2.97E+00
2.97E+00
2.97E+00
2.97E+00
2.89E+00
2.97E+00
2.97E+00
2.89E+00
2.97E+00
2.89E+00
2.97E+00
2.97E+00
2.89E+00
2.97E+00
3.06E+00
2.97E+00
2.97E+00
2.89E+00
2.89E+00
2.89E+00
2.97E+00
2.97E+00
2.97E+00
2.97E+00
2.97E+00
2.89E+00
2.97E+00
2.89E+00
2.97E+00
2.97E+00
2.89E+00
2.97E+00
2.89E+00
2.97E+00
2.89E+00
2.89E+00
2.97E+00
2.89E+00
2.89E+00
2.89E+00
2.89E+00
2.81E+00
2.89E+00
2.89E+00
2.89E+00
2.81E+00
2.89E+00
2.89E+00
2.81E+00
2.89E+00
2.89E+00
2.89E+00
2.81E+00
2.81E+00
2.73E+00
2.73E+00
2.81E+00
2.81E+00
2.81E+00
2.73E+00
2.81E+00
2.81E+00
2.81E+00
2.81E+00
2.81E+00
2.73E+00
2.73E+00
2.73E+00
2.73E+00
2.73E+00
2.81E+00
2.73E+00
2.73E+00
2.73E+00
2.65E+00
2.65E+00
2.73E+00
2.73E+00
2.73E+00
2.65E+00
2.65E+00
2.65E+00
2.65E+00
2.65E+00
2.65E+00
2.57E+00
2.57E+00
2.65E+00
2.49E+00
2.57E+00
2.57E+00
2.57E+00
2.57E+00
2.57E+00
2.57E+00
2.49E+00
2.49E+00
2.57E+00
2.49E+00
2.49E+00
2.49E+00
2.49E+00
2.41E+00
2.49E+00
2.41E+00
2.41E+00
2.41E+00
2.41E+00
2.41E+00
2.41E+00
2.41E+00
2.33E+00
2.33E+00
2.33E+00
2.33E+00
2.33E+00
2.33E+00
2.25E+00
2.17E+00
2.25E+00
2.25E+00
2.33E+00
2.25E+00
2.17E+00
2.25E+00
2.17E+00
2.17E+00
2.17E+00
2.17E+00
2.17E+00
2.09E+00
2.09E+00
2.09E+00
2.09E+00
2.09E+00
2.09E+00
2.01E+00
2.01E+00
2.01E+00
1.93E+00
1.93E+00
1.93E+00
1.93E+00
1.85E+00
1.93E+00
1.93E+00
1.85E+00
1.93E+00
1.93E+00
1.85E+00
1.85E+00
1.85E+00
1.77E+00
1.77E+00
1.77E+00
1.77E+00
1.77E+00
1.69E+00
1.77E+00
1.69E+00
1.77E+00
1.69E+00
1.69E+00
1.61E+00
1.61E+00
1.53E+00
1.61E+00
1.61E+00
1.53E+00
1.53E+00
1.61E+00
1.53E+00
1.53E+00
1.45E+00
1.45E+00
1.45E+00
1.45E+00
1.37E+00
1.37E+00
1.37E+00
1.45E+00
1.37E+00
1.29E+00
1.29E+00
1.29E+00
1.29E+00
1.29E+00
1.21E+00
1.21E+00
1.21E+00
1.21E+00
1.13E+00
1.13E+00
1.21E+00
1.13E+00
1.13E+00
1.13E+00
1.13E+00
1.05E+00
1.13E+00
1.05E+00
1.05E+00
1.05E+00
9.65E-01
9.65E-01
8.84E-01
8.84E-01
9.65E-01
8.84E-01
8.84E-01
8.84E-01
8.04E-01
8.04E-01
8.04E-01
8.04E-01
7.24E-01
8.04E-01
7.24E-01
7.24E-01
7.24E-01
6.43E-01
7.24E-01
7.24E-01
6.43E-01
5.63E-01
6.43E-01
5.63E-01
5.63E-01
5.63E-01
5.63E-01
4.82E-01
4.82E-01
4.82E-01
4.82E-01
4.82E-01
4.02E-01
4.02E-01
4.02E-01
3.22E-01
3.22E-01
3.22E-01
3.22E-01
2.41E-01
3.22E-01
2.41E-01
2.41E-01
2.41E-01
1.61E-01
1.61E-01
1.61E-01
8.04E-02
8.04E-02
8.04E-02
8.04E-02
8.04E-02
0.00E+00
8.04E-02
0.00E+00
0.00E+00
0.00E+00
0.00E+00
0.00E+00
-8.04E-02
-8.04E-02
-1.61E-01
-8.04E-02
-1.61E-01
-1.61E-01
-1.61E-01
-1.61E-01
-1.61E-01
-2.41E-01
-2.41E-01
-3.22E-01
-3.22E-01
-2.41E-01
-3.22E-01
-3.22E-01
-3.22E-01
-3.22E-01
-4.02E-01
-4.02E-01
-4.02E-01
-4.82E-01
-4.82E-01
-4.02E-01
-5.63E-01
-5.63E-01
-4.82E-01
-5.63E-01
-4.82E-01
-5.63E-01
-6.43E-01
-6.43E-01
-6.43E-01
-5.63E-01
-6.43E-01
-6.43E-01
-7.24E-01
-7.24E-01
-7.24E-01
-7.24E-01
-8.04E-01
-8.04E-01
-8.04E-01
-8.04E-01
-8.84E-01
-8.84E-01
-8.04E-01
-9.65E-01
-8.84E-01
-8.84E-01
-9.65E-01
-8.84E-01
-9.65E-01
-1.05E+00
-9.65E-01
-9.65E-01
-1.05E+00
-1.13E+00
-1.05E+00
-1.13E+00
-1.13E+00
-1.05E+00
-1.13E+00
-1.21E+00
-1.21E+00
-1.29E+00
-1.13E+00
-1.29E+00
-1.21E+00
-1.29E+00
-1.29E+00
-1.29E+00
-1.29E+00
-1.29E+00
-1.37E+00
-1.37E+00
-1.37E+00
-1.45E+00
-1.37E+00
-1.45E+00
-1.45E+00
-1.45E+00
-1.53E+00
-1.53E+00
-1.53E+00
-1.53E+00
-1.53E+00
-1.53E+00
-1.53E+00
-1.61E+00
-1.61E+00
-1.61E+00
-1.69E+00
-1.69E+00
-1.61E+00
-1.69E+00
-1.61E+00
-1.69E+00
-1.69E+00
-1.77E+00
-1.77E+00
-1.77E+00
-1.77E+00
-1.77E+00
-1.77E+00
-1.77E+00
-1.85E+00
-1.85E+00
-1.85E+00
-1.85E+00
-1.85E+00
-1.85E+00
-1.93E+00
-2.01E+00
-1.85E+00
-1.93E+00
-1.93E+00
-2.01E+00
-2.01E+00
-2.01E+00
-2.01E+00
-2.01E+00
-2.01E+00
-2.09E+00
-2.09E+00
-2.09E+00
-2.09E+00
-2.09E+00
-2.09E+00
-2.17E+00
-2.17E+00
-2.09E+00
-2.17E+00
-2.17E+00
-2.17E+00
-2.17E+00
-2.33E+00
-2.25E+00
-2.25E+00
-2.25E+00
-2.25E+00
-2.25E+00
-2.25E+00
-2.25E+00
-2.33E+00
-2.33E+00
-2.33E+00
-2.33E+00
-2.33E+00
-2.33E+00
-2.33E+00
-2.41E+00
-2.41E+00
-2.41E+00
-2.41E+00
-2.33E+00
-2.41E+00
-2.41E+00
-2.49E+00
-2.41E+00
-2.41E+00
-2.49E+00
-2.49E+00
-2.41E+00
-2.49E+00
-2.49E+00
-2.57E+00
-2.57E+00
-2.49E+00
-2.57E+00
-2.49E+00
-2.49E+00
-2.49E+00
-2.57E+00
-2.57E+00
-2.57E+00
-2.57E+00
-2.65E+00
-2.57E+00
-2.57E+00
-2.65E+00
-2.57E+00
-2.65E+00
-2.65E+00
-2.65E+00
-2.65E+00
-2.73E+00
-2.65E+00
-2.65E+00
-2.65E+00
-2.65E+00
-2.65E+00
-2.73E+00
-2.73E+00
-2.73E+00
-2.81E+00
-2.73E+00
-2.81E+00
-2.73E+00
-2.73E+00
-2.73E+00
-2.81E+00
-2.73E+00
-2.73E+00
-2.73E+00
-2.81E+00
-2.73E+00
-2.81E+00
-2.73E+00
-2.81E+00
-2.81E+00
-2.81E+00
-2.89E+00
-2.81E+00
-2.89E+00
-2.81E+00
-2.81E+00
-2.73E+00
-2.89E+00
-2.89E+00
-2.81E+00
-2.81E+00
-2.89E+00
-2.89E+00
-2.81E+00
-2.81E+00
-2.89E+00
-2.89E+00
-2.81E+00
-2.81E+00
-2.89E+00
-2.89E+00
-2.89E+00
-2.89E+00
-2.89E+00
-2.89E+00
-2.81E+00
-2.81E+00
-2.89E+00
-2.89E+00
-2.89E+00
-2.81E+00
-2.89E+00
-2.89E+00
-2.89E+00
-2.89E+00
-2.89E+00
-2.89E+00
-2.81E+00
-2.89E+00
-2.89E+00
-2.89E+00
-2.81E+00
-2.81E+00
-2.89E+00
-2.89E+00
-2.81E+00
-2.81E+00
-2.89E+00
-2.89E+00
-2.89E+00
-2.81E+00
-2.89E+00
-2.81E+00
-2.89E+00
-2.81E+00
-2.89E+00
-2.89E+00
-2.81E+00
-2.89E+00
-2.89E+00
-2.89E+00
-2.81E+00
-2.81E+00
-2.73E+00
-2.81E+00
-2.81E+00
-2.81E+00
-2.81E+00
-2.73E+00
-2.89E+00
-2.81E+00
-2.81E+00
-2.89E+00
-2.81E+00
-2.81E+00
-2.81E+00
-2.81E+00
-2.73E+00
-2.81E+00
-2.81E+00
-2.73E+00
-2.73E+00
-2.81E+00
-2.73E+00
-2.73E+00
-2.73E+00
-2.73E+00
-2.73E+00
-2.65E+00
-2.73E+00
-2.73E+00
-2.73E+00
-2.65E+00
-2.73E+00
-2.73E+00
-2.65E+00
-2.73E+00
-2.65E+00
-2.73E+00
-2.65E+00
-2.65E+00
-2.65E+00
-2.65E+00
-2.65E+00
-2.73E+00
-2.57E+00
-2.65E+00
-2.65E+00
-2.57E+00
-2.57E+00
-2.49E+00
-2.57E+00
-2.49E+00
-2.57E+00
-2.57E+00
-2.57E+00
-2.57E+00
-2.49E+00
-2.49E+00
-2.49E+00
-2.49E+00
-2.49E+00
-2.49E+00
-2.49E+00
-2.49E+00
-2.41E+00
-2.49E+00
-2.41E+00
-2.41E+00
-2.41E+00
-2.33E+00
-2.33E+00
-2.41E+00
-2.41E+00
-2.33E+00
-2.33E+00
-2.33E+00
-2.25E+00
-2.33E+00
-2.25E+00
-2.33E+00
-2.25E+00
-2.25E+00
-2.25E+00
-2.17E+00
-2.25E+00
-2.17E+00
-2.17E+00
-2.17E+00
-2.17E+00
-2.17E+00
-2.17E+00
-2.09E+00
-2.17E+00
-2.09E+00
-2.09E+00
-2.09E+00
-2.09E+00
-2.01E+00
-2.01E+00
-2.01E+00
-1.93E+00
-2.01E+00
-2.01E+00
-1.93E+00
-2.01E+00
-1.93E+00
-1.93E+00
-1.93E+00
-1.85E+00
-1.85E+00
-1.93E+00
-1.93E+00
-1.85E+00
-1.93E+00
-1.85E+00
-1.77E+00
-1.77E+00
-1.85E+00
-1.85E+00
-1.77E+00
-1.77E+00
-1.77E+00
-1.77E+00
-1.69E+00
-1.69E+00
-1.69E+00
-1.69E+00
-1.69E+00
-1.61E+00
-1.69E+00
-1.53E+00
-1.61E+00
-1.53E+00
-1.53E+00
-1.53E+00
-1.53E+00
-1.53E+00
-1.53E+00
-1.45E+00
-1.45E+00
-1.45E+00
-1.45E+00
-1.45E+00
-1.37E+00
-1.37E+00
-1.37E+00
-1.29E+00
-1.29E+00
-1.29E+00
-1.29E+00
-1.37E+00
-1.29E+00
-1.21E+00
-1.29E+00
-1.29E+00
-1.13E+00
-1.21E+00
-1.21E+00
-1.05E+00
-1.13E+00
-1.13E+00
-1.13E+00
-1.05E+00
-1.13E+00
-1.05E+00
-1.05E+00
-1.05E+00
-1.05E+00
-9.65E-01
-1.05E+00
-9.65E-01
-9.65E-01
-9.65E-01
-9.65E-01
-8.84E-01
-8.84E-01
-8.84E-01
-8.84E-01
-8.04E-01
-8.04E-01
-8.04E-01
-8.04E-01
-8.04E-01
-7.24E-01
-7.24E-01
-7.24E-01
-7.24E-01
-6.43E-01
-6.43E-01
-6.43E-01
-6.43E-01
-4.82E-01
-5.63E-01
-5.63E-01
-5.63E-01
-5.63E-01
-4.82E-01
-4.82E-01
-4.02E-01
-4.02E-01
-4.02E-01
-4.82E-01
-4.02E-01
-4.02E-01
-3.22E-01
-4.02E-01
-4.02E-01
-2.41E-01
-3.22E-01
-3.22E-01
-3.22E-01
-2.41E-01
-2.41E-01
-8.04E-02
-1.61E-01
-1.61E-01
-1.61E-01
-1.61E-01
-8.04E-02
-8.04E-02
0.00E+00
-1.61E-01
-8.04E-02
-8.04E-02
-8.04E-02
0.00E+00];
y=[8.84E-01
8.84E-01
8.84E-01
8.84E-01
8.04E-01
8.84E-01
8.04E-01
8.04E-01
8.04E-01
8.84E-01
8.84E-01
8.84E-01
8.84E-01
8.04E-01
8.04E-01
8.04E-01
8.84E-01
8.84E-01
8.84E-01
8.84E-01
8.84E-01
8.84E-01
8.84E-01
8.04E-01
8.84E-01
8.84E-01
8.84E-01
8.84E-01
8.84E-01
9.65E-01
8.84E-01
8.84E-01
8.84E-01
8.84E-01
9.65E-01
8.84E-01
8.84E-01
8.84E-01
9.65E-01
8.84E-01
8.84E-01
9.65E-01
8.84E-01
9.65E-01
8.84E-01
8.84E-01
9.65E-01
9.65E-01
9.65E-01
9.65E-01
9.65E-01
1.05E+00
9.65E-01
9.65E-01
9.65E-01
1.05E+00
1.05E+00
1.05E+00
1.05E+00
1.05E+00
1.13E+00
1.05E+00
1.13E+00
1.13E+00
1.13E+00
1.21E+00
1.21E+00
1.21E+00
1.21E+00
1.21E+00
1.21E+00
1.29E+00
1.21E+00
1.29E+00
1.29E+00
1.37E+00
1.29E+00
1.37E+00
1.37E+00
1.37E+00
1.45E+00
1.37E+00
1.45E+00
1.45E+00
1.53E+00
1.45E+00
1.53E+00
1.53E+00
1.53E+00
1.53E+00
1.53E+00
1.61E+00
1.61E+00
1.61E+00
1.61E+00
1.61E+00
1.61E+00
1.69E+00
1.77E+00
1.69E+00
1.69E+00
1.69E+00
1.85E+00
1.77E+00
1.77E+00
1.85E+00
1.77E+00
1.85E+00
1.85E+00
1.85E+00
1.93E+00
1.93E+00
1.93E+00
1.93E+00
1.85E+00
1.93E+00
1.93E+00
2.01E+00
1.93E+00
2.01E+00
2.01E+00
2.01E+00
1.93E+00
2.09E+00
2.01E+00
2.01E+00
2.09E+00
2.09E+00
2.17E+00
2.09E+00
2.17E+00
2.17E+00
2.17E+00
2.17E+00
2.25E+00
2.17E+00
2.25E+00
2.25E+00
2.25E+00
2.33E+00
2.33E+00
2.25E+00
2.25E+00
2.25E+00
2.33E+00
2.25E+00
2.41E+00
2.33E+00
2.33E+00
2.33E+00
2.33E+00
2.41E+00
2.41E+00
2.49E+00
2.41E+00
2.41E+00
2.49E+00
2.41E+00
2.41E+00
2.49E+00
2.49E+00
2.49E+00
2.49E+00
2.49E+00
2.49E+00
2.57E+00
2.57E+00
2.49E+00
2.49E+00
2.57E+00
2.49E+00
2.57E+00
2.57E+00
2.57E+00
2.65E+00
2.65E+00
2.65E+00
2.73E+00
2.65E+00
2.65E+00
2.73E+00
2.73E+00
2.65E+00
2.65E+00
2.65E+00
2.73E+00
2.65E+00
2.73E+00
2.65E+00
2.73E+00
2.81E+00
2.65E+00
2.81E+00
2.81E+00
2.73E+00
2.81E+00
2.81E+00
2.73E+00
2.81E+00
2.81E+00
2.73E+00
2.81E+00
2.81E+00
2.81E+00
2.81E+00
2.81E+00
2.81E+00
2.81E+00
2.89E+00
2.89E+00
2.89E+00
2.81E+00
2.89E+00
2.81E+00
2.81E+00
2.81E+00
2.89E+00
2.89E+00
2.89E+00
2.89E+00
2.89E+00
2.89E+00
2.97E+00
2.89E+00
2.81E+00
2.81E+00
2.89E+00
2.89E+00
2.89E+00
2.97E+00
2.89E+00
2.89E+00
2.89E+00
2.89E+00
2.89E+00
2.89E+00
2.97E+00
2.97E+00
2.89E+00
2.97E+00
2.89E+00
2.89E+00
2.89E+00
2.89E+00
2.89E+00
2.97E+00
2.97E+00
2.97E+00
2.89E+00
2.89E+00
2.89E+00
2.97E+00
2.97E+00
2.89E+00
2.89E+00
2.97E+00
2.89E+00
2.89E+00
2.97E+00
2.97E+00
2.89E+00
2.97E+00
2.89E+00
2.97E+00
2.89E+00
2.89E+00
2.89E+00
2.89E+00
2.89E+00
2.97E+00
2.97E+00
2.89E+00
2.89E+00
2.89E+00
2.89E+00
2.81E+00
2.89E+00
2.89E+00
2.89E+00
2.89E+00
2.89E+00
2.89E+00
2.89E+00
2.89E+00
2.89E+00
2.81E+00
2.81E+00
2.89E+00
2.89E+00
2.81E+00
2.81E+00
2.81E+00
2.81E+00
2.81E+00
2.81E+00
2.81E+00
2.81E+00
2.81E+00
2.73E+00
2.73E+00
2.81E+00
2.73E+00
2.73E+00
2.81E+00
2.73E+00
2.73E+00
2.81E+00
2.81E+00
2.81E+00
2.73E+00
2.73E+00
2.73E+00
2.65E+00
2.65E+00
2.73E+00
2.65E+00
2.73E+00
2.65E+00
2.57E+00
2.65E+00
2.73E+00
2.65E+00
2.65E+00
2.65E+00
2.57E+00
2.65E+00
2.57E+00
2.57E+00
2.57E+00
2.65E+00
2.49E+00
2.49E+00
2.57E+00
2.49E+00
2.49E+00
2.49E+00
2.57E+00
2.57E+00
2.49E+00
2.49E+00
2.49E+00
2.41E+00
2.41E+00
2.49E+00
2.41E+00
2.41E+00
2.41E+00
2.33E+00
2.33E+00
2.33E+00
2.41E+00
2.33E+00
2.25E+00
2.33E+00
2.33E+00
2.25E+00
2.33E+00
2.25E+00
2.25E+00
2.17E+00
2.25E+00
2.25E+00
2.17E+00
2.17E+00
2.17E+00
2.17E+00
2.17E+00
2.17E+00
2.09E+00
2.09E+00
2.09E+00
2.09E+00
2.09E+00
2.01E+00
2.09E+00
2.01E+00
2.01E+00
2.09E+00
2.01E+00
2.01E+00
1.93E+00
2.01E+00
1.93E+00
1.93E+00
1.93E+00
1.93E+00
1.93E+00
1.93E+00
1.85E+00
1.85E+00
1.85E+00
1.85E+00
1.77E+00
1.85E+00
1.77E+00
1.69E+00
1.77E+00
1.77E+00
1.69E+00
1.77E+00
1.61E+00
1.61E+00
1.61E+00
1.61E+00
1.61E+00
1.61E+00
1.61E+00
1.61E+00
1.53E+00
1.53E+00
1.53E+00
1.45E+00
1.45E+00
1.45E+00
1.45E+00
1.45E+00
1.45E+00
1.45E+00
1.37E+00
1.37E+00
1.37E+00
1.29E+00
1.29E+00
1.29E+00
1.29E+00
1.29E+00
1.29E+00
1.29E+00
1.21E+00
1.21E+00
1.21E+00
1.29E+00
1.13E+00
1.21E+00
1.13E+00
1.05E+00
1.05E+00
1.05E+00
1.05E+00
1.13E+00
1.13E+00
1.05E+00
9.65E-01
9.65E-01
9.65E-01
9.65E-01
1.05E+00
9.65E-01
8.84E-01
9.65E-01
9.65E-01
9.65E-01
9.65E-01
9.65E-01
8.84E-01
9.65E-01
8.84E-01
9.65E-01
8.84E-01
9.65E-01
8.84E-01
9.65E-01
8.84E-01
8.04E-01
8.84E-01
9.65E-01
8.84E-01
8.04E-01
9.65E-01
8.84E-01
8.84E-01
8.84E-01
8.84E-01
8.04E-01
8.04E-01
8.84E-01
8.84E-01
8.84E-01
8.84E-01
8.04E-01
8.04E-01
8.04E-01
8.84E-01
8.04E-01
8.04E-01
8.84E-01
8.84E-01
8.84E-01
8.04E-01
8.04E-01
8.84E-01
8.04E-01
8.04E-01
8.04E-01
8.84E-01
8.84E-01
8.84E-01
8.84E-01
8.84E-01
8.84E-01
8.04E-01
8.84E-01
8.84E-01
8.04E-01
8.84E-01
8.04E-01
8.84E-01
8.04E-01
8.04E-01
8.04E-01
8.04E-01
8.84E-01
8.84E-01
8.04E-01
8.84E-01
8.04E-01
8.84E-01
8.84E-01
7.24E-01
8.04E-01
8.04E-01
8.04E-01
8.04E-01
8.04E-01
8.04E-01
8.04E-01
8.04E-01
8.04E-01
8.84E-01
8.04E-01
8.04E-01
8.04E-01
8.04E-01
8.04E-01
8.04E-01
8.04E-01
8.04E-01
8.04E-01
8.04E-01
8.04E-01
8.84E-01
8.04E-01
7.24E-01
8.04E-01
8.04E-01
8.04E-01
8.84E-01
8.84E-01
7.24E-01
8.04E-01
8.04E-01
8.84E-01
8.04E-01
8.04E-01
8.04E-01
8.04E-01
8.04E-01
8.04E-01
8.04E-01
7.24E-01
8.04E-01
8.04E-01
7.24E-01
8.04E-01
8.84E-01
8.04E-01
8.04E-01
8.04E-01
8.04E-01
8.84E-01
8.04E-01
8.04E-01
8.04E-01
8.04E-01
8.04E-01
8.04E-01
8.04E-01
8.04E-01
8.04E-01
8.04E-01
8.04E-01
8.04E-01
8.04E-01
8.04E-01
7.24E-01
7.24E-01
8.04E-01
8.04E-01
8.04E-01
8.84E-01
8.04E-01
8.04E-01
8.04E-01
8.04E-01
8.04E-01
8.04E-01
8.04E-01
8.04E-01
8.04E-01
8.04E-01
8.04E-01
8.04E-01
8.04E-01
7.24E-01
8.04E-01
7.24E-01
8.04E-01
7.24E-01
8.04E-01
8.04E-01
8.04E-01
7.24E-01
7.24E-01
7.24E-01
7.24E-01
8.04E-01
8.04E-01
7.24E-01
7.24E-01
8.04E-01
8.84E-01
8.04E-01
8.04E-01
8.04E-01
8.04E-01
7.24E-01
7.24E-01
8.04E-01
8.04E-01
7.24E-01
8.04E-01
8.04E-01
7.24E-01
8.04E-01
7.24E-01
8.04E-01
8.04E-01
8.04E-01
8.04E-01
8.04E-01
8.04E-01
7.24E-01
8.04E-01
8.04E-01
8.04E-01
8.04E-01
8.04E-01
7.24E-01
7.24E-01
7.24E-01
8.04E-01
8.04E-01
8.04E-01
7.24E-01
8.04E-01
8.04E-01
7.24E-01
8.04E-01
8.04E-01
8.04E-01
8.04E-01
7.24E-01
8.04E-01
8.04E-01
8.04E-01
8.04E-01
7.24E-01
8.04E-01
7.24E-01
8.04E-01
8.04E-01
8.04E-01
8.04E-01
7.24E-01
8.04E-01
7.24E-01
6.43E-01
8.04E-01
8.04E-01
8.04E-01
8.04E-01
8.04E-01
7.24E-01
8.04E-01
7.24E-01
7.24E-01
8.04E-01
7.24E-01
7.24E-01
7.24E-01
8.04E-01
8.04E-01
8.04E-01
8.04E-01
8.04E-01
8.04E-01
8.04E-01
8.04E-01
7.24E-01
8.04E-01
8.04E-01
8.04E-01
8.04E-01
8.04E-01
8.04E-01
7.24E-01
8.84E-01
8.04E-01
7.24E-01
8.04E-01
8.04E-01
8.04E-01
8.04E-01
7.24E-01
8.04E-01
7.24E-01
8.04E-01
8.04E-01
8.04E-01
8.04E-01
8.04E-01
8.04E-01
8.04E-01
8.04E-01
7.24E-01
8.04E-01
7.24E-01
7.24E-01
8.04E-01
8.04E-01
8.04E-01
7.24E-01
7.24E-01
8.04E-01
8.04E-01
7.24E-01
8.04E-01
7.24E-01
8.04E-01
8.04E-01
8.04E-01
8.04E-01
7.24E-01
8.04E-01
8.04E-01
8.04E-01
8.04E-01
7.24E-01
8.04E-01
6.43E-01
7.24E-01
8.04E-01
8.04E-01
8.04E-01
7.24E-01
8.04E-01
8.04E-01
8.04E-01
7.24E-01
8.04E-01
8.04E-01
8.04E-01
8.04E-01
8.04E-01
8.04E-01
7.24E-01
8.04E-01
8.84E-01
7.24E-01
8.04E-01
8.04E-01
7.24E-01
8.04E-01
7.24E-01
7.24E-01
6.43E-01
8.04E-01
7.24E-01
8.04E-01
8.04E-01
8.04E-01
8.04E-01
7.24E-01
8.04E-01
8.84E-01
8.04E-01
8.04E-01
7.24E-01
8.04E-01
7.24E-01
8.04E-01
8.04E-01
7.24E-01
8.04E-01
8.04E-01
8.04E-01
8.04E-01
8.04E-01
8.04E-01
8.04E-01
7.24E-01
8.04E-01
8.04E-01
8.04E-01
8.04E-01
8.04E-01
7.24E-01
8.04E-01
8.04E-01
7.24E-01
8.04E-01
8.04E-01
8.04E-01
7.24E-01
8.04E-01
8.04E-01
8.04E-01
7.24E-01
7.24E-01
8.04E-01
8.04E-01
7.24E-01
7.24E-01
8.04E-01
8.04E-01
8.04E-01
8.04E-01
8.04E-01
7.24E-01
8.04E-01
7.24E-01
8.04E-01
8.04E-01
8.84E-01
7.24E-01
8.04E-01
8.04E-01
8.04E-01
8.04E-01
8.04E-01
7.24E-01
8.04E-01
8.04E-01
8.04E-01
8.04E-01
8.04E-01
7.24E-01
7.24E-01
8.04E-01
8.04E-01
8.04E-01
7.24E-01
8.04E-01
7.24E-01
8.04E-01
7.24E-01
8.04E-01
7.24E-01
8.04E-01
8.04E-01
7.24E-01
7.24E-01
7.24E-01
8.04E-01
8.04E-01
8.04E-01
8.04E-01
8.04E-01
8.04E-01
8.04E-01
8.04E-01
8.04E-01
8.04E-01
8.04E-01
8.04E-01
8.04E-01
8.04E-01
8.04E-01
7.24E-01
8.84E-01
7.24E-01
8.04E-01
8.04E-01
8.04E-01
8.04E-01
8.04E-01
8.04E-01
8.04E-01
7.24E-01
8.04E-01
8.04E-01
8.04E-01
7.24E-01
7.24E-01
8.04E-01
8.04E-01
8.04E-01
8.04E-01
7.24E-01
8.04E-01
7.24E-01
8.84E-01
8.04E-01
7.24E-01
8.04E-01
8.04E-01
8.04E-01
8.04E-01
8.04E-01
8.04E-01
8.04E-01
8.04E-01
8.04E-01
8.04E-01
8.04E-01
8.04E-01
7.24E-01
8.04E-01
8.04E-01
8.04E-01
8.04E-01
8.04E-01
8.04E-01
8.04E-01
8.04E-01
8.04E-01
8.04E-01
8.04E-01
7.24E-01
8.04E-01
8.04E-01
8.84E-01
8.84E-01
8.04E-01
8.84E-01
8.04E-01
8.04E-01
8.04E-01
8.04E-01
8.04E-01
8.04E-01
8.04E-01
8.04E-01
8.04E-01
8.04E-01
7.24E-01
8.04E-01
8.04E-01
8.04E-01
8.04E-01
8.04E-01
8.04E-01
8.04E-01
8.04E-01
8.04E-01
8.84E-01
8.04E-01
8.04E-01
8.84E-01
8.04E-01
8.04E-01
8.04E-01
8.04E-01
8.84E-01
8.04E-01
8.04E-01
8.84E-01
8.04E-01
8.04E-01
8.04E-01
8.84E-01
8.04E-01
8.84E-01
8.04E-01
8.84E-01
8.84E-01
8.04E-01
8.04E-01
7.24E-01
8.04E-01
8.84E-01
8.84E-01
8.04E-01
8.04E-01
8.04E-01
8.04E-01
8.04E-01
8.04E-01
8.84E-01
7.24E-01
8.84E-01
8.84E-01
8.84E-01
8.84E-01
8.04E-01
8.84E-01
8.04E-01
8.84E-01
8.04E-01
8.04E-01
9.65E-01
8.04E-01
8.04E-01
8.04E-01
8.84E-01
8.84E-01
8.04E-01
8.84E-01
8.84E-01
8.84E-01
8.84E-01
9.65E-01
8.84E-01
8.84E-01
8.84E-01
8.84E-01
8.84E-01
8.84E-01
9.65E-01
8.84E-01
8.84E-01
8.84E-01
8.84E-01
8.84E-01
8.84E-01
8.84E-01
8.84E-01
8.84E-01
9.65E-01
8.84E-01
8.84E-01
9.65E-01
9.65E-01
8.84E-01
8.84E-01
9.65E-01
8.84E-01
9.65E-01
9.65E-01
8.84E-01
8.84E-01
9.65E-01
9.65E-01
9.65E-01
9.65E-01
9.65E-01
8.84E-01
8.84E-01
9.65E-01
9.65E-01
9.65E-01
9.65E-01
9.65E-01
9.65E-01
1.05E+00
1.05E+00
1.05E+00
1.13E+00
1.05E+00
1.05E+00
1.05E+00
1.05E+00
1.13E+00
1.05E+00
1.13E+00
1.13E+00
1.13E+00
1.21E+00
1.21E+00
1.21E+00
1.21E+00
1.29E+00
1.29E+00
1.29E+00
1.29E+00
1.29E+00
1.37E+00
1.37E+00
1.37E+00
1.37E+00
1.37E+00
1.45E+00
1.45E+00
1.45E+00
1.45E+00
1.45E+00
1.53E+00
1.53E+00
1.61E+00
1.53E+00
1.53E+00
1.61E+00
1.53E+00
1.61E+00
1.69E+00
1.69E+00
1.69E+00
1.77E+00
1.77E+00
1.77E+00
1.69E+00
1.69E+00
1.69E+00
1.77E+00
1.77E+00
1.77E+00
1.85E+00
1.85E+00
1.85E+00
1.85E+00
1.85E+00
1.93E+00
1.85E+00
1.85E+00
1.93E+00
1.93E+00
2.01E+00
1.93E+00
2.01E+00
2.01E+00
2.09E+00
2.09E+00
2.01E+00
2.09E+00
2.01E+00
2.09E+00
2.09E+00
2.09E+00
2.09E+00
2.09E+00
2.09E+00
2.09E+00
2.17E+00
2.25E+00
2.25E+00
2.25E+00
2.25E+00
2.25E+00
2.25E+00
2.25E+00
2.25E+00
2.33E+00
2.25E+00
2.33E+00
2.33E+00
2.33E+00
2.33E+00
2.33E+00
2.33E+00
2.41E+00
2.41E+00
2.41E+00
2.41E+00
2.41E+00
2.33E+00
2.49E+00
2.41E+00
2.41E+00
2.41E+00
2.49E+00
2.49E+00
2.49E+00
2.49E+00
2.49E+00
2.49E+00
2.57E+00
2.57E+00
2.57E+00
2.57E+00
2.49E+00
2.57E+00
2.57E+00
2.57E+00
2.65E+00
2.65E+00
2.57E+00
2.65E+00
2.65E+00
2.65E+00
2.65E+00
2.73E+00
2.65E+00
2.65E+00
2.65E+00
2.65E+00
2.65E+00
2.81E+00
2.81E+00
2.73E+00
2.65E+00
2.73E+00
2.73E+00
2.81E+00
2.73E+00
2.81E+00
2.81E+00
2.81E+00
2.81E+00
2.81E+00
2.73E+00
2.73E+00
2.73E+00
2.73E+00
2.81E+00
2.81E+00
2.81E+00
2.81E+00
2.81E+00
2.81E+00
2.89E+00
2.89E+00
2.81E+00
2.81E+00
2.81E+00
2.89E+00
2.81E+00
2.89E+00
2.81E+00
2.81E+00
2.89E+00
2.89E+00
2.81E+00
2.89E+00
2.89E+00
2.81E+00
2.97E+00
2.89E+00
2.97E+00
2.89E+00
2.89E+00
2.89E+00
2.89E+00
2.89E+00
2.97E+00
2.97E+00
2.89E+00
2.81E+00
2.97E+00
2.89E+00
2.97E+00
2.89E+00
2.89E+00
2.89E+00
2.97E+00
2.89E+00
2.97E+00
2.89E+00
2.89E+00
2.97E+00
2.89E+00
2.89E+00
2.97E+00
2.89E+00
2.97E+00
2.97E+00
2.89E+00
2.97E+00
2.97E+00
2.89E+00
2.97E+00
2.97E+00
2.81E+00
2.89E+00
2.89E+00
2.89E+00
2.89E+00
2.89E+00
2.89E+00
2.89E+00
2.89E+00
2.81E+00
2.89E+00
2.89E+00
2.89E+00
2.89E+00
2.81E+00
2.89E+00
2.89E+00
2.89E+00
2.97E+00
2.89E+00
2.89E+00
2.81E+00
2.89E+00
2.89E+00
2.81E+00
2.81E+00
2.81E+00
2.81E+00
2.89E+00
2.89E+00
2.81E+00
2.81E+00
2.81E+00
2.89E+00
2.81E+00
2.73E+00
2.73E+00
2.81E+00
2.81E+00
2.73E+00
2.81E+00
2.73E+00
2.73E+00
2.81E+00
2.73E+00
2.73E+00
2.73E+00
2.65E+00
2.73E+00
2.73E+00
2.73E+00
2.65E+00
2.73E+00
2.65E+00
2.65E+00
2.65E+00
2.65E+00
2.65E+00
2.65E+00
2.65E+00
2.65E+00
2.57E+00
2.49E+00
2.49E+00
2.57E+00
2.49E+00
2.57E+00
2.57E+00
2.57E+00
2.57E+00
2.57E+00
2.57E+00
2.49E+00
2.49E+00
2.49E+00
2.49E+00
2.49E+00
2.41E+00
2.49E+00
2.41E+00
2.41E+00
2.41E+00
2.41E+00
2.41E+00
2.41E+00
2.33E+00
2.41E+00
2.33E+00
2.33E+00
2.33E+00
2.33E+00
2.33E+00
2.33E+00
2.25E+00
2.25E+00
2.33E+00
2.33E+00
2.25E+00
2.25E+00
2.25E+00
2.25E+00
2.17E+00
2.25E+00
2.17E+00
2.09E+00
2.09E+00
2.17E+00
2.09E+00
2.09E+00
2.09E+00
2.09E+00
2.09E+00
2.09E+00
2.01E+00
2.01E+00
2.01E+00
2.01E+00
2.01E+00
2.01E+00
2.01E+00
1.93E+00
2.01E+00
2.01E+00
1.85E+00
1.93E+00
1.93E+00
1.85E+00
1.93E+00
1.85E+00
1.85E+00
1.77E+00
1.77E+00
1.77E+00
1.77E+00
1.77E+00
1.77E+00
1.77E+00
1.69E+00
1.69E+00
1.69E+00
1.69E+00
1.61E+00
1.69E+00
1.61E+00
1.61E+00
1.53E+00
1.53E+00
1.53E+00
1.53E+00
1.45E+00
1.45E+00
1.45E+00
1.53E+00
1.45E+00
1.37E+00
1.37E+00
1.45E+00
1.37E+00
1.37E+00
1.37E+00
1.37E+00
1.37E+00
1.37E+00
1.29E+00
1.29E+00
1.29E+00
1.29E+00
1.21E+00
1.21E+00
1.21E+00
1.21E+00
1.13E+00
1.21E+00
1.13E+00
1.05E+00
1.05E+00
1.05E+00
1.05E+00
9.65E-01
1.05E+00
1.05E+00
1.05E+00
1.05E+00
9.65E-01
1.05E+00
9.65E-01
9.65E-01
9.65E-01
9.65E-01
8.84E-01
9.65E-01
8.84E-01
9.65E-01
9.65E-01
9.65E-01
9.65E-01
9.65E-01
8.84E-01
9.65E-01
8.84E-01
8.84E-01
8.84E-01
8.84E-01
8.84E-01
8.84E-01
8.84E-01
9.65E-01
9.65E-01
8.84E-01
8.04E-01
8.84E-01
8.84E-01
8.84E-01
8.84E-01
8.84E-01
8.84E-01
8.84E-01
8.04E-01
8.84E-01
8.84E-01
8.84E-01
8.84E-01
8.04E-01
8.84E-01
8.04E-01
8.84E-01
8.84E-01
8.84E-01
8.84E-01
8.84E-01
8.84E-01
8.04E-01
8.04E-01
8.84E-01
8.84E-01
8.04E-01
8.84E-01
8.84E-01
8.04E-01
8.84E-01
8.84E-01
8.04E-01
8.04E-01
8.04E-01
8.04E-01
8.84E-01
8.04E-01
8.84E-01
8.84E-01
8.04E-01
8.04E-01
8.04E-01
8.04E-01
8.84E-01
8.84E-01
8.84E-01
8.04E-01
8.84E-01
8.04E-01
8.84E-01
8.04E-01
8.04E-01
8.84E-01
8.04E-01
8.04E-01
8.84E-01
8.84E-01
8.04E-01
8.04E-01
8.04E-01
8.04E-01
8.84E-01
8.04E-01
8.04E-01
8.04E-01
8.04E-01
7.24E-01
8.84E-01
8.04E-01
8.04E-01
8.04E-01
8.04E-01
8.04E-01
8.04E-01
8.04E-01
8.84E-01
8.04E-01
8.04E-01
8.84E-01
8.84E-01
8.04E-01
8.84E-01
8.04E-01
7.24E-01
8.04E-01
7.24E-01
8.04E-01
7.24E-01
8.04E-01
7.24E-01
8.04E-01
8.84E-01
8.84E-01
8.04E-01
8.04E-01
8.04E-01
8.84E-01
8.04E-01
8.04E-01
8.04E-01
8.04E-01
8.84E-01
8.84E-01
8.04E-01
8.04E-01
8.84E-01
7.24E-01
8.04E-01
8.04E-01
7.24E-01
8.04E-01
8.04E-01
7.24E-01
8.04E-01
7.24E-01
7.24E-01
8.04E-01
8.04E-01
8.04E-01
8.04E-01
8.04E-01
7.24E-01
8.04E-01
8.04E-01
8.04E-01
8.04E-01
8.04E-01
8.04E-01
7.24E-01
8.04E-01
8.04E-01
8.04E-01
8.04E-01
8.04E-01
7.24E-01
8.04E-01
8.04E-01
8.04E-01
8.04E-01
8.04E-01
8.04E-01
8.04E-01
8.04E-01
8.04E-01
8.84E-01
8.04E-01
8.04E-01
8.04E-01
8.04E-01
8.04E-01
7.24E-01
7.24E-01
7.24E-01
8.04E-01
8.04E-01
8.04E-01
7.24E-01
7.24E-01
8.04E-01
8.04E-01
8.04E-01
8.04E-01
7.24E-01
8.04E-01
8.04E-01
8.04E-01
8.04E-01
8.04E-01
8.04E-01
8.04E-01
8.04E-01
7.24E-01
8.04E-01
7.24E-01
8.04E-01
8.04E-01
8.04E-01
8.04E-01
8.04E-01
7.24E-01
8.04E-01
8.04E-01
8.04E-01
8.04E-01
8.04E-01
7.24E-01
8.04E-01
7.24E-01
8.04E-01
8.04E-01
8.04E-01
7.24E-01
8.04E-01
8.04E-01
7.24E-01
8.04E-01
8.04E-01
7.24E-01
7.24E-01
8.04E-01
8.84E-01
7.24E-01
8.04E-01
8.04E-01
8.04E-01
8.04E-01
8.04E-01
8.04E-01
8.04E-01
8.04E-01
8.04E-01
8.04E-01
7.24E-01
8.04E-01
7.24E-01
8.04E-01
8.04E-01
8.04E-01
8.04E-01
8.84E-01
7.24E-01
8.04E-01
8.04E-01
8.04E-01
7.24E-01
8.04E-01
8.04E-01
7.24E-01
8.04E-01
8.04E-01
8.04E-01
7.24E-01
7.24E-01
7.24E-01
8.04E-01
8.04E-01
8.04E-01
7.24E-01
8.04E-01
8.04E-01
8.04E-01
8.04E-01
8.04E-01
8.04E-01
8.04E-01
7.24E-01
8.04E-01
8.04E-01
8.04E-01
7.24E-01
8.04E-01
8.04E-01
8.04E-01
8.04E-01
8.04E-01
7.24E-01
7.24E-01
8.04E-01
8.04E-01
7.24E-01
8.04E-01
7.24E-01
7.24E-01
7.24E-01
7.24E-01
7.24E-01
8.04E-01
8.04E-01
7.24E-01
8.04E-01
7.24E-01
7.24E-01
7.24E-01
8.04E-01
7.24E-01
8.04E-01
8.04E-01
8.04E-01
8.84E-01
7.24E-01
8.04E-01
8.04E-01
8.04E-01
7.24E-01
8.04E-01
8.04E-01
8.04E-01
7.24E-01
8.04E-01
8.04E-01
7.24E-01
8.04E-01
8.04E-01
8.04E-01
7.24E-01
8.04E-01
7.24E-01
8.04E-01
7.24E-01
8.04E-01
7.24E-01
8.04E-01
8.04E-01
8.04E-01
8.04E-01
8.04E-01
8.04E-01
8.04E-01
8.04E-01
8.04E-01
7.24E-01
8.04E-01
7.24E-01
8.04E-01
7.24E-01
8.04E-01
8.04E-01
7.24E-01
8.04E-01
8.04E-01
7.24E-01
8.04E-01
7.24E-01
7.24E-01
8.04E-01
8.04E-01
8.04E-01
8.04E-01
8.04E-01
8.04E-01
7.24E-01
7.24E-01
7.24E-01
8.04E-01
7.24E-01
7.24E-01
7.24E-01
8.04E-01
8.04E-01
8.04E-01
8.04E-01
8.04E-01
7.24E-01
8.04E-01
8.84E-01
7.24E-01
8.04E-01
7.24E-01
8.04E-01
8.04E-01
8.04E-01
8.04E-01
8.04E-01
7.24E-01
8.04E-01
7.24E-01
8.04E-01
8.04E-01
7.24E-01
7.24E-01
8.04E-01
8.04E-01
7.24E-01
8.84E-01
8.04E-01
7.24E-01
8.04E-01
8.04E-01
8.04E-01
8.04E-01
8.04E-01
8.84E-01
8.04E-01
8.04E-01
8.04E-01
7.24E-01
8.04E-01
7.24E-01
8.04E-01
7.24E-01
8.04E-01
8.04E-01
8.04E-01
8.04E-01
8.04E-01
8.84E-01
8.04E-01
8.04E-01
8.04E-01
8.04E-01
7.24E-01
8.04E-01
8.04E-01
8.04E-01
8.04E-01
8.04E-01
8.04E-01
8.04E-01
7.24E-01
7.24E-01
8.04E-01
8.04E-01
8.04E-01
8.04E-01
8.04E-01
8.04E-01
8.04E-01
8.04E-01
8.04E-01
8.04E-01
8.04E-01
8.84E-01
8.04E-01
8.04E-01
8.04E-01
8.04E-01
7.24E-01
8.04E-01
8.04E-01
8.04E-01
8.04E-01
7.24E-01
8.04E-01
8.04E-01
8.04E-01
8.04E-01
7.24E-01
7.24E-01
8.04E-01
8.84E-01
8.04E-01
8.04E-01
7.24E-01
7.24E-01
7.24E-01
8.04E-01
8.04E-01
8.04E-01
8.04E-01
8.04E-01
8.04E-01
8.04E-01
8.04E-01
8.04E-01
8.04E-01
7.24E-01
8.04E-01
8.04E-01
7.24E-01
8.04E-01
8.04E-01
8.04E-01
8.04E-01
8.04E-01
8.04E-01
8.04E-01
8.84E-01
8.04E-01
8.04E-01
8.04E-01
8.84E-01
8.04E-01
8.04E-01
8.04E-01
8.04E-01
8.04E-01
8.04E-01
8.04E-01
7.24E-01
8.04E-01
8.04E-01
8.04E-01
7.24E-01
8.04E-01
8.04E-01
8.84E-01
8.04E-01
8.04E-01
8.84E-01
8.04E-01
8.04E-01
8.04E-01
8.04E-01
8.04E-01
8.84E-01
8.04E-01
8.04E-01
8.04E-01
8.84E-01
8.84E-01
8.04E-01
8.04E-01
8.04E-01
8.04E-01
8.04E-01
8.04E-01
8.04E-01
8.84E-01
8.84E-01
8.04E-01
8.04E-01
8.84E-01
7.24E-01
8.04E-01
8.84E-01
8.04E-01
8.84E-01
8.04E-01
8.84E-01
8.84E-01
8.04E-01
8.04E-01
8.84E-01
8.04E-01
8.84E-01
8.84E-01
8.84E-01
8.84E-01
8.84E-01
8.84E-01
8.84E-01
8.04E-01
8.84E-01
8.04E-01
8.84E-01
8.04E-01
8.04E-01
8.04E-01
8.04E-01];

%scatter(x,y,'filled')
%hold on
%scatter(x,y,'filled')
plot(t,x)
hold on
plot(t,y)
grid on
xlabel('Voltaje (V)') 
ylabel('Corriente (A)')

%xticks([0 0.45 0.5 0.55 0.6 0.65 0.7 0.75 0.8 1])
%xticklabels({'0','0.45','0.5','0.55','0.6','0.65','0.7','0.75','0.8','1'})
%yticks([0  0.0015 0.006 0.019 0.038 0.06])
